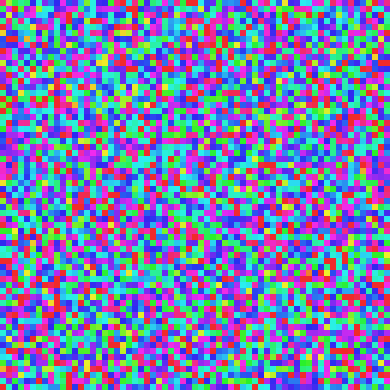
Frame 1 (no input)
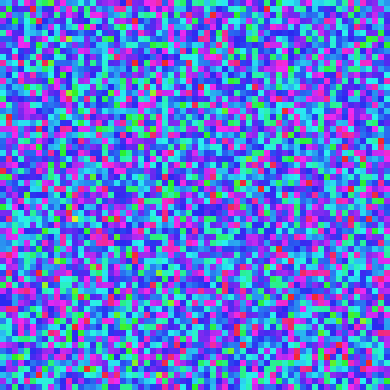
Frame 60 (no input)
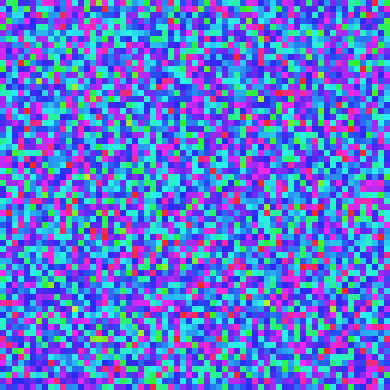
Frame 120 (the mouse pressed at the canvas centre since frame 60)

The p5.js sketch that drew these frames (run headless with seeded random() and noise() and a simulated clock; from frame 60 on, the mouse is pressed at the canvas centre):

// p5.js sketch
// ── sketch.js
// Generated by LiveScript 1.2.0
var dim, setup, draw, mousePressed;
dim = 390;
setup = function(){
  createCanvas(dim, dim);
  noStroke();
  colorMode(HSB, 255);
};
draw = function(){
  var nX, nY, getColor, i$, to$, x, j$, to1$, y;
  nX = 0;
  nY = 0;
  getColor = function(){
    return constrain(Math.round(noise(nX++ + frameCount * 0.01, nY++ + frameCount * 0.02) * 350), 0, 255);
  };
  for (i$ = 0, to$ = dim; i$ <= to$; i$ += 6) {
    x = i$;
    for (j$ = 0, to1$ = dim; j$ <= to1$; j$ += 6) {
      y = j$;
      fill(getColor(), 210, 240);
      rect(x, y, 6, 6);
    }
  }
};
mousePressed = function(){
  noLoop();
};
// ── untitled.css
.color1 {
	color: #e44e3c;
}

.color2 {
	color: #e44e3c;
}

.color3 {
	color: #e44e3d;
}

.color4 {
	color: #e44d3e;
}

.color5 {
	color: #e34d3f;
}

.color6 {
	color: #e34d3f;
}

.color7 {
	color: #e34d40;
}

.color8 {
	color: #e24c41;
}

.color9 {
	color: #e24c42;
}

.color10 {
	color: #e24c43;
}

.color11 {
	color: #e14b43;
}

.color12 {
	color: #e14b44;
}

.color13 {
	color: #e14b45;
}

.color14 {
	color: #e14a46;
}

.color15 {
	color: #e04a46;
}

.color16 {
	color: #e04a47;
}

.color17 {
	color: #e04948;
}

.color18 {
	color: #df4949;
}

.color19 {
	color: #df4949;
}

.color20 {
	color: #df494a;
}

.color21 {
	color: #de484b;
}

.color22 {
	color: #de484c;
}

.color23 {
	color: #de484d;
}

.color24 {
	color: #de474d;
}

.color25 {
	color: #dd474e;
}

.color26 {
	color: #dd474f;
}

.color27 {
	color: #dd4650;
}

.color28 {
	color: #dc4650;
}

.color29 {
	color: #dc4651;
}

.color30 {
	color: #dc4552;
}

.color31 {
	color: #dc4553;
}

.color32 {
	color: #db4553;
}

.color33 {
	color: #db4554;
}

.color34 {
	color: #db4455;
}

.color35 {
	color: #da4456;
}

.color36 {
	color: #da4456;
}

.color37 {
	color: #da4357;
}

.color38 {
	color: #d94358;
}

.color39 {
	color: #d94359;
}

.color40 {
	color: #d9425a;
}

.color41 {
	color: #d9425a;
}

.color42 {
	color: #d8425b;
}

.color43 {
	color: #d8415c;
}

.color44 {
	color: #d8415d;
}

.color45 {
	color: #d7415d;
}

.color46 {
	color: #d7415e;
}

.color47 {
	color: #d7405f;
}

.color48 {
	color: #d74060;
}

.color49 {
	color: #d64060;
}

.color50 {
	color: #d63f61;
}

.color51 {
	color: #d63f62;
}

.color52 {
	color: #d53f63;
}

.color53 {
	color: #d53e63;
}

.color54 {
	color: #d53e64;
}

.color55 {
	color: #d43e65;
}

.color56 {
	color: #d43d66;
}

.color57 {
	color: #d43d67;
}

.color58 {
	color: #d43d67;
}

.color59 {
	color: #d33d68;
}

.color60 {
	color: #d33c69;
}

.color61 {
	color: #d33c6a;
}

.color62 {
	color: #d23c6a;
}

.color63 {
	color: #d23b6b;
}

.color64 {
	color: #d23b6c;
}

.color65 {
	color: #d13b6d;
}

.color66 {
	color: #d13a6d;
}

.color67 {
	color: #d13a6e;
}

.color68 {
	color: #d13a6f;
}

.color69 {
	color: #d03970;
}

.color70 {
	color: #d03971;
}

.color71 {
	color: #d03971;
}

.color72 {
	color: #cf3972;
}

.color73 {
	color: #cf3873;
}

.color74 {
	color: #cf3874;
}

.color75 {
	color: #cf3874;
}

.color76 {
	color: #ce3775;
}

.color77 {
	color: #ce3776;
}

.color78 {
	color: #ce3777;
}

.color79 {
	color: #cd3677;
}

.color80 {
	color: #cd3678;
}

.color81 {
	color: #cd3679;
}

.color82 {
	color: #cc357a;
}

.color83 {
	color: #cc357a;
}

.color84 {
	color: #cc357b;
}

.color85 {
	color: #cc357c;
}

.color86 {
	color: #cb347d;
}

.color87 {
	color: #cb347e;
}

.color88 {
	color: #cb347e;
}

.color89 {
	color: #ca337f;
}

.color90 {
	color: #ca3380;
}

.color91 {
	color: #ca3381;
}

.color92 {
	color: #c93281;
}

.color93 {
	color: #c93282;
}

.color94 {
	color: #c93283;
}

.color95 {
	color: #c93184;
}

.color96 {
	color: #c83184;
}

.color97 {
	color: #c83185;
}

.color98 {
	color: #c83186;
}

.color99 {
	color: #c73087;
}

.color100 {
	color: #c73087;
}

.color101 {
	color: #c73088;
}

.color102 {
	color: #c72f89;
}

.color103 {
	color: #c62f8a;
}

.color104 {
	color: #c62f8b;
}

.color105 {
	color: #c62e8b;
}

.color106 {
	color: #c52e8c;
}

.color107 {
	color: #c52e8d;
}

.color108 {
	color: #c52e8e;
}

.color109 {
	color: #c42d8e;
}

.color110 {
	color: #c42d8f;
}

.color111 {
	color: #c42d90;
}

.color112 {
	color: #c42c91;
}

.color113 {
	color: #c32c91;
}

.color114 {
	color: #c32c92;
}

.color115 {
	color: #c32b93;
}

.color116 {
	color: #c22b94;
}

.color117 {
	color: #c22b95;
}

.color118 {
	color: #c22a95;
}

.color119 {
	color: #c22a96;
}

.color120 {
	color: #c12a97;
}

.color121 {
	color: #c12a98;
}

.color122 {
	color: #c12998;
}

.color123 {
	color: #c02999;
}

.color124 {
	color: #c0299a;
}

.color125 {
	color: #c0289b;
}

.color126 {
	color: #bf289b;
}

.color127 {
	color: #bf289c;
}

.color128 {
	color: #bf279d;
}

.color129 {
	color: #bf279e;
}

.color130 {
	color: #be279e;
}

.color131 {
	color: #be269f;
}

.color132 {
	color: #be26a0;
}

.color133 {
	color: #bd26a1;
}

.color134 {
	color: #bd26a2;
}

.color135 {
	color: #bd25a2;
}

.color136 {
	color: #bc25a3;
}

.color137 {
	color: #bc25a4;
}

.color138 {
	color: #bc24a5;
}

.color139 {
	color: #bc24a5;
}

.color140 {
	color: #bb24a6;
}

.color141 {
	color: #bb23a7;
}

.color142 {
	color: #bb23a8;
}

.color143 {
	color: #ba23a8;
}

.color144 {
	color: #ba22a9;
}

.color145 {
	color: #ba22aa;
}

.color146 {
	color: #ba22ab;
}

.color147 {
	color: #b922ac;
}

.color148 {
	color: #b921ac;
}

.color149 {
	color: #b921ad;
}

.color150 {
	color: #b821ae;
}

.color151 {
	color: #b820af;
}

.color152 {
	color: #b820af;
}

.color153 {
	color: #b720b0;
}

.color154 {
	color: #b71fb1;
}

.color155 {
	color: #b71fb2;
}

.color156 {
	color: #b71fb2;
}

.color157 {
	color: #b61eb3;
}

.color158 {
	color: #b61eb4;
}

.color159 {
	color: #b61eb5;
}

.color160 {
	color: #b51eb5;
}

.color161 {
	color: #b51db6;
}

.color162 {
	color: #b51db7;
}

.color163 {
	color: #b51db8;
}

.color164 {
	color: #b41cb9;
}

.color165 {
	color: #b41cb9;
}

.color166 {
	color: #b41cba;
}

.color167 {
	color: #b31bbb;
}

.color168 {
	color: #b31bbc;
}

.color169 {
	color: #b31bbc;
}

.color170 {
	color: #b21abd;
}

.color171 {
	color: #b21abe;
}

.color172 {
	color: #b21abf;
}

.color173 {
	color: #b21abf;
}

.color174 {
	color: #b119c0;
}

.color175 {
	color: #b119c1;
}

.color176 {
	color: #b119c2;
}

.color177 {
	color: #b018c2;
}

.color178 {
	color: #b018c3;
}

.color179 {
	color: #b018c4;
}

.color180 {
	color: #af17c5;
}

.color181 {
	color: #af17c6;
}

.color182 {
	color: #af17c6;
}

.color183 {
	color: #af16c7;
}

.color184 {
	color: #ae16c8;
}

.color185 {
	color: #ae16c9;
}

.color186 {
	color: #ae16c9;
}

.color187 {
	color: #ad15ca;
}

.color188 {
	color: #ad15cb;
}

.color189 {
	color: #ad15cc;
}

.color190 {
	color: #ad14cc;
}

.color191 {
	color: #ac14cd;
}

.color192 {
	color: #ac14ce;
}

.color193 {
	color: #ac13cf;
}

.color194 {
	color: #ab13d0;
}

.color195 {
	color: #ab13d0;
}

.color196 {
	color: #ab12d1;
}

.color197 {
	color: #aa12d2;
}

.color198 {
	color: #aa12d3;
}

.color199 {
	color: #aa12d3;
}

.color200 {
	color: #aa11d4;
}

.color201 {
	color: #a911d5;
}

.color202 {
	color: #a911d6;
}

.color203 {
	color: #a910d6;
}

.color204 {
	color: #a810d7;
}

.color205 {
	color: #a810d8;
}

.color206 {
	color: #a80fd9;
}

.color207 {
	color: #a70fd9;
}

.color208 {
	color: #a70fda;
}

.color209 {
	color: #a70edb;
}

.color210 {
	color: #a70edc;
}

.color211 {
	color: #a60edd;
}

.color212 {
	color: #a60edd;
}

.color213 {
	color: #a60dde;
}

.color214 {
	color: #a50ddf;
}

.color215 {
	color: #a50de0;
}

.color216 {
	color: #a50ce0;
}

.color217 {
	color: #a50ce1;
}

.color218 {
	color: #a40ce2;
}

.color219 {
	color: #a40be3;
}

.color220 {
	color: #a40be3;
}

.color221 {
	color: #a30be4;
}

.color222 {
	color: #a30ae5;
}

.color223 {
	color: #a30ae6;
}

.color224 {
	color: #a20ae6;
}

.color225 {
	color: #a20ae7;
}

.color226 {
	color: #a209e8;
}

.color227 {
	color: #a209e9;
}

.color228 {
	color: #a109ea;
}

.color229 {
	color: #a108ea;
}

.color230 {
	color: #a108eb;
}

.color231 {
	color: #a008ec;
}

.color232 {
	color: #a007ed;
}

.color233 {
	color: #a007ed;
}

.color234 {
	color: #a007ee;
}

.color235 {
	color: #9f06ef;
}

.color236 {
	color: #9f06f0;
}

.color237 {
	color: #9f06f0;
}

.color238 {
	color: #9e06f1;
}

.color239 {
	color: #9e05f2;
}

.color240 {
	color: #9e05f3;
}

.color241 {
	color: #9d05f4;
}

.color242 {
	color: #9d04f4;
}

.color243 {
	color: #9d04f5;
}

.color244 {
	color: #9d04f6;
}

.color245 {
	color: #9c03f7;
}

.color246 {
	color: #9c03f7;
}

.color247 {
	color: #9c03f8;
}

.color248 {
	color: #9b02f9;
}

.color249 {
	color: #9b02fa;
}

.color250 {
	color: #9b02fa;
}

.color251 {
	color: #9a02fb;
}

.color252 {
	color: #9a01fc;
}

.color253 {
	color: #9a01fd;
}

.color254 {
	color: #9a01fd;
}

.color255 {
	color: #9900fe;
}

.color256 {
	color: #9900ff;
}


// ── untitled.html
<!DOCTYPE html PUBLIC "-//W3C//DTD XHTML 1.0 Transitional//EN" "http://www.w3.org/TR/xhtml1/DTD/xhtml1-transitional.dtd">
<html xmlns="http://www.w3.org/1999/xhtml" xml:lang="en" lang="en">
<head>
  <meta http-equiv="Content-Type" content="text/html; charset=iso-8859-1" />
  <title>ColorSchemer Color Chart</title>
  <style type="text/css">
    body {
      background-color: #FFF;
      color: #000;
      font-family: arial, sans-serif;
    }
    div.swatch {
      float: left;
      width: 280px;
      margin: 0 20px 20px 0;
    }
    div.outer {
      float: left;
      border: 1px solid #CCC;
      padding: 1px;
    }
    div.shadow {
      padding: 1px;
    }
    h1 {
      font-size: 26px;
      font-weight: normal;
      padding-bottom: 5px;
      margin-bottom: 28px;
      border-bottom: 1px solid #CCC;
    }
    div.color {
      width: 80px;
      height: 80px;
      padding: 0;
      margin: 0;
    }
    div.caption {
      float: left;
      color: #555;
      font-size: 12px;
      line-height: 16px;
      margin: 0 0 0 10px;
    }
    h3 {
      margin: 0 0 4px 0;
      padding: 0 0 2px 0;
      width: 160px;
      font-size: 13px;
      font-weight: bold;
      border-bottom: 1px solid #E6E6E6;
    }
  </style>
</head>

<body>
<h1>ColorSchemer Color Chart</h1>
<div class="swatch">
  <div class="outer">
    <div class="shadow" style="border:1px solid #b13d2e;background-color:#d04736;">
      <div class="color" style="background-color:#e44e3c;"></div>
    </div>
  </div>
  <div class="caption"><h3>#e44e3c</h3>HEX: #e44e3c<br />RGB: 228, 78, 60</div>
</div>
<div class="swatch">
  <div class="outer">
    <div class="shadow" style="border:1px solid #b13d2f;background-color:#d04737;">
      <div class="color" style="background-color:#e44e3c;"></div>
    </div>
  </div>
  <div class="caption"><h3>#e44e3c</h3>HEX: #e44e3c<br />RGB: 228, 78, 60</div>
</div>
<div class="swatch">
  <div class="outer">
    <div class="shadow" style="border:1px solid #b13c2f;background-color:#cf4738;">
      <div class="color" style="background-color:#e44e3d;"></div>
    </div>
  </div>
  <div class="caption"><h3>#e44e3d</h3>HEX: #e44e3d<br />RGB: 228, 78, 61</div>
</div>
<div class="swatch">
  <div class="outer">
    <div class="shadow" style="border:1px solid #b13c30;background-color:#cf4738;">
      <div class="color" style="background-color:#e44d3e;"></div>
    </div>
  </div>
  <div class="caption"><h3>#e44d3e</h3>HEX: #e44d3e<br />RGB: 228, 77, 62</div>
</div>
<div class="swatch">
  <div class="outer">
    <div class="shadow" style="border:1px solid #b03c31;background-color:#cf4639;">
      <div class="color" style="background-color:#e34d3f;"></div>
    </div>
  </div>
  <div class="caption"><h3>#e34d3f</h3>HEX: #e34d3f<br />RGB: 227, 77, 63</div>
</div>
<div class="swatch">
  <div class="outer">
    <div class="shadow" style="border:1px solid #b03c31;background-color:#cf463a;">
      <div class="color" style="background-color:#e34d3f;"></div>
    </div>
  </div>
  <div class="caption"><h3>#e34d3f</h3>HEX: #e34d3f<br />RGB: 227, 77, 63</div>
</div>
<div class="swatch">
  <div class="outer">
    <div class="shadow" style="border:1px solid #b03b32;background-color:#ce463a;">
      <div class="color" style="background-color:#e34d40;"></div>
    </div>
  </div>
  <div class="caption"><h3>#e34d40</h3>HEX: #e34d40<br />RGB: 227, 77, 64</div>
</div>
<div class="swatch">
  <div class="outer">
    <div class="shadow" style="border:1px solid #af3b32;background-color:#ce453b;">
      <div class="color" style="background-color:#e24c41;"></div>
    </div>
  </div>
  <div class="caption"><h3>#e24c41</h3>HEX: #e24c41<br />RGB: 226, 76, 65</div>
</div>
<div class="swatch">
  <div class="outer">
    <div class="shadow" style="border:1px solid #af3b33;background-color:#ce453c;">
      <div class="color" style="background-color:#e24c42;"></div>
    </div>
  </div>
  <div class="caption"><h3>#e24c42</h3>HEX: #e24c42<br />RGB: 226, 76, 66</div>
</div>
<div class="swatch">
  <div class="outer">
    <div class="shadow" style="border:1px solid #af3b34;background-color:#cd453d;">
      <div class="color" style="background-color:#e24c43;"></div>
    </div>
  </div>
  <div class="caption"><h3>#e24c43</h3>HEX: #e24c43<br />RGB: 226, 76, 67</div>
</div>
<div class="swatch">
  <div class="outer">
    <div class="shadow" style="border:1px solid #ae3a34;background-color:#cd453d;">
      <div class="color" style="background-color:#e14b43;"></div>
    </div>
  </div>
  <div class="caption"><h3>#e14b43</h3>HEX: #e14b43<br />RGB: 225, 75, 67</div>
</div>
<div class="swatch">
  <div class="outer">
    <div class="shadow" style="border:1px solid #ae3a35;background-color:#cd443e;">
      <div class="color" style="background-color:#e14b44;"></div>
    </div>
  </div>
  <div class="caption"><h3>#e14b44</h3>HEX: #e14b44<br />RGB: 225, 75, 68</div>
</div>
<div class="swatch">
  <div class="outer">
    <div class="shadow" style="border:1px solid #ae3a35;background-color:#cc443f;">
      <div class="color" style="background-color:#e14b45;"></div>
    </div>
  </div>
  <div class="caption"><h3>#e14b45</h3>HEX: #e14b45<br />RGB: 225, 75, 69</div>
</div>
<div class="swatch">
  <div class="outer">
    <div class="shadow" style="border:1px solid #ae3a36;background-color:#cc443f;">
      <div class="color" style="background-color:#e14a46;"></div>
    </div>
  </div>
  <div class="caption"><h3>#e14a46</h3>HEX: #e14a46<br />RGB: 225, 74, 70</div>
</div>
<div class="swatch">
  <div class="outer">
    <div class="shadow" style="border:1px solid #ad3936;background-color:#cc4340;">
      <div class="color" style="background-color:#e04a46;"></div>
    </div>
  </div>
  <div class="caption"><h3>#e04a46</h3>HEX: #e04a46<br />RGB: 224, 74, 70</div>
</div>
<div class="swatch">
  <div class="outer">
    <div class="shadow" style="border:1px solid #ad3937;background-color:#cc4341;">
      <div class="color" style="background-color:#e04a47;"></div>
    </div>
  </div>
  <div class="caption"><h3>#e04a47</h3>HEX: #e04a47<br />RGB: 224, 74, 71</div>
</div>
<div class="swatch">
  <div class="outer">
    <div class="shadow" style="border:1px solid #ad3938;background-color:#cb4341;">
      <div class="color" style="background-color:#e04948;"></div>
    </div>
  </div>
  <div class="caption"><h3>#e04948</h3>HEX: #e04948<br />RGB: 224, 73, 72</div>
</div>
<div class="swatch">
  <div class="outer">
    <div class="shadow" style="border:1px solid #ac3838;background-color:#cb4242;">
      <div class="color" style="background-color:#df4949;"></div>
    </div>
  </div>
  <div class="caption"><h3>#df4949</h3>HEX: #df4949<br />RGB: 223, 73, 73</div>
</div>
<div class="swatch">
  <div class="outer">
    <div class="shadow" style="border:1px solid #ac3838;background-color:#cb4242;">
      <div class="color" style="background-color:#df4949;"></div>
    </div>
  </div>
  <div class="caption"><h3>#df4949</h3>HEX: #df4949<br />RGB: 223, 73, 73</div>
</div>
<div class="swatch">
  <div class="outer">
    <div class="shadow" style="border:1px solid #ac3839;background-color:#ca4243;">
      <div class="color" style="background-color:#df494a;"></div>
    </div>
  </div>
  <div class="caption"><h3>#df494a</h3>HEX: #df494a<br />RGB: 223, 73, 74</div>
</div>
<div class="swatch">
  <div class="outer">
    <div class="shadow" style="border:1px solid #ab383a;background-color:#ca4244;">
      <div class="color" style="background-color:#de484b;"></div>
    </div>
  </div>
  <div class="caption"><h3>#de484b</h3>HEX: #de484b<br />RGB: 222, 72, 75</div>
</div>
<div class="swatch">
  <div class="outer">
    <div class="shadow" style="border:1px solid #ab373a;background-color:#ca4145;">
      <div class="color" style="background-color:#de484c;"></div>
    </div>
  </div>
  <div class="caption"><h3>#de484c</h3>HEX: #de484c<br />RGB: 222, 72, 76</div>
</div>
<div class="swatch">
  <div class="outer">
    <div class="shadow" style="border:1px solid #ab373b;background-color:#ca4145;">
      <div class="color" style="background-color:#de484d;"></div>
    </div>
  </div>
  <div class="caption"><h3>#de484d</h3>HEX: #de484d<br />RGB: 222, 72, 77</div>
</div>
<div class="swatch">
  <div class="outer">
    <div class="shadow" style="border:1px solid #ab373b;background-color:#c94146;">
      <div class="color" style="background-color:#de474d;"></div>
    </div>
  </div>
  <div class="caption"><h3>#de474d</h3>HEX: #de474d<br />RGB: 222, 71, 77</div>
</div>
<div class="swatch">
  <div class="outer">
    <div class="shadow" style="border:1px solid #aa373c;background-color:#c94047;">
      <div class="color" style="background-color:#dd474e;"></div>
    </div>
  </div>
  <div class="caption"><h3>#dd474e</h3>HEX: #dd474e<br />RGB: 221, 71, 78</div>
</div>
<div class="swatch">
  <div class="outer">
    <div class="shadow" style="border:1px solid #aa363d;background-color:#c94048;">
      <div class="color" style="background-color:#dd474f;"></div>
    </div>
  </div>
  <div class="caption"><h3>#dd474f</h3>HEX: #dd474f<br />RGB: 221, 71, 79</div>
</div>
<div class="swatch">
  <div class="outer">
    <div class="shadow" style="border:1px solid #aa363d;background-color:#c84048;">
      <div class="color" style="background-color:#dd4650;"></div>
    </div>
  </div>
  <div class="caption"><h3>#dd4650</h3>HEX: #dd4650<br />RGB: 221, 70, 80</div>
</div>
<div class="swatch">
  <div class="outer">
    <div class="shadow" style="border:1px solid #a9363e;background-color:#c84049;">
      <div class="color" style="background-color:#dc4650;"></div>
    </div>
  </div>
  <div class="caption"><h3>#dc4650</h3>HEX: #dc4650<br />RGB: 220, 70, 80</div>
</div>
<div class="swatch">
  <div class="outer">
    <div class="shadow" style="border:1px solid #a9363e;background-color:#c83f4a;">
      <div class="color" style="background-color:#dc4651;"></div>
    </div>
  </div>
  <div class="caption"><h3>#dc4651</h3>HEX: #dc4651<br />RGB: 220, 70, 81</div>
</div>
<div class="swatch">
  <div class="outer">
    <div class="shadow" style="border:1px solid #a9353f;background-color:#c73f4a;">
      <div class="color" style="background-color:#dc4552;"></div>
    </div>
  </div>
  <div class="caption"><h3>#dc4552</h3>HEX: #dc4552<br />RGB: 220, 69, 82</div>
</div>
<div class="swatch">
  <div class="outer">
    <div class="shadow" style="border:1px solid #a9353f;background-color:#c73f4b;">
      <div class="color" style="background-color:#dc4553;"></div>
    </div>
  </div>
  <div class="caption"><h3>#dc4553</h3>HEX: #dc4553<br />RGB: 220, 69, 83</div>
</div>
<div class="swatch">
  <div class="outer">
    <div class="shadow" style="border:1px solid #a83540;background-color:#c73e4c;">
      <div class="color" style="background-color:#db4553;"></div>
    </div>
  </div>
  <div class="caption"><h3>#db4553</h3>HEX: #db4553<br />RGB: 219, 69, 83</div>
</div>
<div class="swatch">
  <div class="outer">
    <div class="shadow" style="border:1px solid #a83541;background-color:#c73e4c;">
      <div class="color" style="background-color:#db4554;"></div>
    </div>
  </div>
  <div class="caption"><h3>#db4554</h3>HEX: #db4554<br />RGB: 219, 69, 84</div>
</div>
<div class="swatch">
  <div class="outer">
    <div class="shadow" style="border:1px solid #a83441;background-color:#c63e4d;">
      <div class="color" style="background-color:#db4455;"></div>
    </div>
  </div>
  <div class="caption"><h3>#db4455</h3>HEX: #db4455<br />RGB: 219, 68, 85</div>
</div>
<div class="swatch">
  <div class="outer">
    <div class="shadow" style="border:1px solid #a73442;background-color:#c63e4e;">
      <div class="color" style="background-color:#da4456;"></div>
    </div>
  </div>
  <div class="caption"><h3>#da4456</h3>HEX: #da4456<br />RGB: 218, 68, 86</div>
</div>
<div class="swatch">
  <div class="outer">
    <div class="shadow" style="border:1px solid #a73442;background-color:#c63d4e;">
      <div class="color" style="background-color:#da4456;"></div>
    </div>
  </div>
  <div class="caption"><h3>#da4456</h3>HEX: #da4456<br />RGB: 218, 68, 86</div>
</div>
<div class="swatch">
  <div class="outer">
    <div class="shadow" style="border:1px solid #a73443;background-color:#c53d4f;">
      <div class="color" style="background-color:#da4357;"></div>
    </div>
  </div>
  <div class="caption"><h3>#da4357</h3>HEX: #da4357<br />RGB: 218, 67, 87</div>
</div>
<div class="swatch">
  <div class="outer">
    <div class="shadow" style="border:1px solid #a63343;background-color:#c53d50;">
      <div class="color" style="background-color:#d94358;"></div>
    </div>
  </div>
  <div class="caption"><h3>#d94358</h3>HEX: #d94358<br />RGB: 217, 67, 88</div>
</div>
<div class="swatch">
  <div class="outer">
    <div class="shadow" style="border:1px solid #a63344;background-color:#c53c50;">
      <div class="color" style="background-color:#d94359;"></div>
    </div>
  </div>
  <div class="caption"><h3>#d94359</h3>HEX: #d94359<br />RGB: 217, 67, 89</div>
</div>
<div class="swatch">
  <div class="outer">
    <div class="shadow" style="border:1px solid #a63344;background-color:#c43c51;">
      <div class="color" style="background-color:#d9425a;"></div>
    </div>
  </div>
  <div class="caption"><h3>#d9425a</h3>HEX: #d9425a<br />RGB: 217, 66, 90</div>
</div>
<div class="swatch">
  <div class="outer">
    <div class="shadow" style="border:1px solid #a63345;background-color:#c43c52;">
      <div class="color" style="background-color:#d9425a;"></div>
    </div>
  </div>
  <div class="caption"><h3>#d9425a</h3>HEX: #d9425a<br />RGB: 217, 66, 90</div>
</div>
<div class="swatch">
  <div class="outer">
    <div class="shadow" style="border:1px solid #a53246;background-color:#c43c52;">
      <div class="color" style="background-color:#d8425b;"></div>
    </div>
  </div>
  <div class="caption"><h3>#d8425b</h3>HEX: #d8425b<br />RGB: 216, 66, 91</div>
</div>
<div class="swatch">
  <div class="outer">
    <div class="shadow" style="border:1px solid #a53246;background-color:#c43b53;">
      <div class="color" style="background-color:#d8415c;"></div>
    </div>
  </div>
  <div class="caption"><h3>#d8415c</h3>HEX: #d8415c<br />RGB: 216, 65, 92</div>
</div>
<div class="swatch">
  <div class="outer">
    <div class="shadow" style="border:1px solid #a53247;background-color:#c33b54;">
      <div class="color" style="background-color:#d8415d;"></div>
    </div>
  </div>
  <div class="caption"><h3>#d8415d</h3>HEX: #d8415d<br />RGB: 216, 65, 93</div>
</div>
<div class="swatch">
  <div class="outer">
    <div class="shadow" style="border:1px solid #a43247;background-color:#c33b55;">
      <div class="color" style="background-color:#d7415d;"></div>
    </div>
  </div>
  <div class="caption"><h3>#d7415d</h3>HEX: #d7415d<br />RGB: 215, 65, 93</div>
</div>
<div class="swatch">
  <div class="outer">
    <div class="shadow" style="border:1px solid #a43148;background-color:#c33a55;">
      <div class="color" style="background-color:#d7415e;"></div>
    </div>
  </div>
  <div class="caption"><h3>#d7415e</h3>HEX: #d7415e<br />RGB: 215, 65, 94</div>
</div>
<div class="swatch">
  <div class="outer">
    <div class="shadow" style="border:1px solid #a43148;background-color:#c23a56;">
      <div class="color" style="background-color:#d7405f;"></div>
    </div>
  </div>
  <div class="caption"><h3>#d7405f</h3>HEX: #d7405f<br />RGB: 215, 64, 95</div>
</div>
<div class="swatch">
  <div class="outer">
    <div class="shadow" style="border:1px solid #a43149;background-color:#c23a57;">
      <div class="color" style="background-color:#d74060;"></div>
    </div>
  </div>
  <div class="caption"><h3>#d74060</h3>HEX: #d74060<br />RGB: 215, 64, 96</div>
</div>
<div class="swatch">
  <div class="outer">
    <div class="shadow" style="border:1px solid #a33049;background-color:#c23a57;">
      <div class="color" style="background-color:#d64060;"></div>
    </div>
  </div>
  <div class="caption"><h3>#d64060</h3>HEX: #d64060<br />RGB: 214, 64, 96</div>
</div>
<div class="swatch">
  <div class="outer">
    <div class="shadow" style="border:1px solid #a3304a;background-color:#c23958;">
      <div class="color" style="background-color:#d63f61;"></div>
    </div>
  </div>
  <div class="caption"><h3>#d63f61</h3>HEX: #d63f61<br />RGB: 214, 63, 97</div>
</div>
<div class="swatch">
  <div class="outer">
    <div class="shadow" style="border:1px solid #a3304b;background-color:#c13959;">
      <div class="color" style="background-color:#d63f62;"></div>
    </div>
  </div>
  <div class="caption"><h3>#d63f62</h3>HEX: #d63f62<br />RGB: 214, 63, 98</div>
</div>
<div class="swatch">
  <div class="outer">
    <div class="shadow" style="border:1px solid #a2304b;background-color:#c13959;">
      <div class="color" style="background-color:#d53f63;"></div>
    </div>
  </div>
  <div class="caption"><h3>#d53f63</h3>HEX: #d53f63<br />RGB: 213, 63, 99</div>
</div>
<div class="swatch">
  <div class="outer">
    <div class="shadow" style="border:1px solid #a22f4c;background-color:#c1385a;">
      <div class="color" style="background-color:#d53e63;"></div>
    </div>
  </div>
  <div class="caption"><h3>#d53e63</h3>HEX: #d53e63<br />RGB: 213, 62, 99</div>
</div>
<div class="swatch">
  <div class="outer">
    <div class="shadow" style="border:1px solid #a22f4c;background-color:#c0385b;">
      <div class="color" style="background-color:#d53e64;"></div>
    </div>
  </div>
  <div class="caption"><h3>#d53e64</h3>HEX: #d53e64<br />RGB: 213, 62, 100</div>
</div>
<div class="swatch">
  <div class="outer">
    <div class="shadow" style="border:1px solid #a12f4d;background-color:#c0385b;">
      <div class="color" style="background-color:#d43e65;"></div>
    </div>
  </div>
  <div class="caption"><h3>#d43e65</h3>HEX: #d43e65<br />RGB: 212, 62, 101</div>
</div>
<div class="swatch">
  <div class="outer">
    <div class="shadow" style="border:1px solid #a12f4d;background-color:#c0385c;">
      <div class="color" style="background-color:#d43d66;"></div>
    </div>
  </div>
  <div class="caption"><h3>#d43d66</h3>HEX: #d43d66<br />RGB: 212, 61, 102</div>
</div>
<div class="swatch">
  <div class="outer">
    <div class="shadow" style="border:1px solid #a12e4e;background-color:#bf375d;">
      <div class="color" style="background-color:#d43d67;"></div>
    </div>
  </div>
  <div class="caption"><h3>#d43d67</h3>HEX: #d43d67<br />RGB: 212, 61, 103</div>
</div>
<div class="swatch">
  <div class="outer">
    <div class="shadow" style="border:1px solid #a12e4e;background-color:#bf375d;">
      <div class="color" style="background-color:#d43d67;"></div>
    </div>
  </div>
  <div class="caption"><h3>#d43d67</h3>HEX: #d43d67<br />RGB: 212, 61, 103</div>
</div>
<div class="swatch">
  <div class="outer">
    <div class="shadow" style="border:1px solid #a02e4f;background-color:#bf375e;">
      <div class="color" style="background-color:#d33d68;"></div>
    </div>
  </div>
  <div class="caption"><h3>#d33d68</h3>HEX: #d33d68<br />RGB: 211, 61, 104</div>
</div>
<div class="swatch">
  <div class="outer">
    <div class="shadow" style="border:1px solid #a02e50;background-color:#bf365f;">
      <div class="color" style="background-color:#d33c69;"></div>
    </div>
  </div>
  <div class="caption"><h3>#d33c69</h3>HEX: #d33c69<br />RGB: 211, 60, 105</div>
</div>
<div class="swatch">
  <div class="outer">
    <div class="shadow" style="border:1px solid #a02d50;background-color:#be365f;">
      <div class="color" style="background-color:#d33c6a;"></div>
    </div>
  </div>
  <div class="caption"><h3>#d33c6a</h3>HEX: #d33c6a<br />RGB: 211, 60, 106</div>
</div>
<div class="swatch">
  <div class="outer">
    <div class="shadow" style="border:1px solid #9f2d51;background-color:#be3660;">
      <div class="color" style="background-color:#d23c6a;"></div>
    </div>
  </div>
  <div class="caption"><h3>#d23c6a</h3>HEX: #d23c6a<br />RGB: 210, 60, 106</div>
</div>
<div class="swatch">
  <div class="outer">
    <div class="shadow" style="border:1px solid #9f2d51;background-color:#be3661;">
      <div class="color" style="background-color:#d23b6b;"></div>
    </div>
  </div>
  <div class="caption"><h3>#d23b6b</h3>HEX: #d23b6b<br />RGB: 210, 59, 107</div>
</div>
<div class="swatch">
  <div class="outer">
    <div class="shadow" style="border:1px solid #9f2d52;background-color:#bd3561;">
      <div class="color" style="background-color:#d23b6c;"></div>
    </div>
  </div>
  <div class="caption"><h3>#d23b6c</h3>HEX: #d23b6c<br />RGB: 210, 59, 108</div>
</div>
<div class="swatch">
  <div class="outer">
    <div class="shadow" style="border:1px solid #9e2c52;background-color:#bd3562;">
      <div class="color" style="background-color:#d13b6d;"></div>
    </div>
  </div>
  <div class="caption"><h3>#d13b6d</h3>HEX: #d13b6d<br />RGB: 209, 59, 109</div>
</div>
<div class="swatch">
  <div class="outer">
    <div class="shadow" style="border:1px solid #9e2c53;background-color:#bd3563;">
      <div class="color" style="background-color:#d13a6d;"></div>
    </div>
  </div>
  <div class="caption"><h3>#d13a6d</h3>HEX: #d13a6d<br />RGB: 209, 58, 109</div>
</div>
<div class="swatch">
  <div class="outer">
    <div class="shadow" style="border:1px solid #9e2c53;background-color:#bc3463;">
      <div class="color" style="background-color:#d13a6e;"></div>
    </div>
  </div>
  <div class="caption"><h3>#d13a6e</h3>HEX: #d13a6e<br />RGB: 209, 58, 110</div>
</div>
<div class="swatch">
  <div class="outer">
    <div class="shadow" style="border:1px solid #9e2c54;background-color:#bc3464;">
      <div class="color" style="background-color:#d13a6f;"></div>
    </div>
  </div>
  <div class="caption"><h3>#d13a6f</h3>HEX: #d13a6f<br />RGB: 209, 58, 111</div>
</div>
<div class="swatch">
  <div class="outer">
    <div class="shadow" style="border:1px solid #9d2b54;background-color:#bc3465;">
      <div class="color" style="background-color:#d03970;"></div>
    </div>
  </div>
  <div class="caption"><h3>#d03970</h3>HEX: #d03970<br />RGB: 208, 57, 112</div>
</div>
<div class="swatch">
  <div class="outer">
    <div class="shadow" style="border:1px solid #9d2b55;background-color:#bc3465;">
      <div class="color" style="background-color:#d03971;"></div>
    </div>
  </div>
  <div class="caption"><h3>#d03971</h3>HEX: #d03971<br />RGB: 208, 57, 113</div>
</div>
<div class="swatch">
  <div class="outer">
    <div class="shadow" style="border:1px solid #9d2b55;background-color:#bb3366;">
      <div class="color" style="background-color:#d03971;"></div>
    </div>
  </div>
  <div class="caption"><h3>#d03971</h3>HEX: #d03971<br />RGB: 208, 57, 113</div>
</div>
<div class="swatch">
  <div class="outer">
    <div class="shadow" style="border:1px solid #9c2b56;background-color:#bb3367;">
      <div class="color" style="background-color:#cf3972;"></div>
    </div>
  </div>
  <div class="caption"><h3>#cf3972</h3>HEX: #cf3972<br />RGB: 207, 57, 114</div>
</div>
<div class="swatch">
  <div class="outer">
    <div class="shadow" style="border:1px solid #9c2a57;background-color:#bb3368;">
      <div class="color" style="background-color:#cf3873;"></div>
    </div>
  </div>
  <div class="caption"><h3>#cf3873</h3>HEX: #cf3873<br />RGB: 207, 56, 115</div>
</div>
<div class="swatch">
  <div class="outer">
    <div class="shadow" style="border:1px solid #9c2a57;background-color:#ba3268;">
      <div class="color" style="background-color:#cf3874;"></div>
    </div>
  </div>
  <div class="caption"><h3>#cf3874</h3>HEX: #cf3874<br />RGB: 207, 56, 116</div>
</div>
<div class="swatch">
  <div class="outer">
    <div class="shadow" style="border:1px solid #9c2a58;background-color:#ba3269;">
      <div class="color" style="background-color:#cf3874;"></div>
    </div>
  </div>
  <div class="caption"><h3>#cf3874</h3>HEX: #cf3874<br />RGB: 207, 56, 116</div>
</div>
<div class="swatch">
  <div class="outer">
    <div class="shadow" style="border:1px solid #9b2a58;background-color:#ba326a;">
      <div class="color" style="background-color:#ce3775;"></div>
    </div>
  </div>
  <div class="caption"><h3>#ce3775</h3>HEX: #ce3775<br />RGB: 206, 55, 117</div>
</div>
<div class="swatch">
  <div class="outer">
    <div class="shadow" style="border:1px solid #9b2959;background-color:#ba326a;">
      <div class="color" style="background-color:#ce3776;"></div>
    </div>
  </div>
  <div class="caption"><h3>#ce3776</h3>HEX: #ce3776<br />RGB: 206, 55, 118</div>
</div>
<div class="swatch">
  <div class="outer">
    <div class="shadow" style="border:1px solid #9b2959;background-color:#b9316b;">
      <div class="color" style="background-color:#ce3777;"></div>
    </div>
  </div>
  <div class="caption"><h3>#ce3777</h3>HEX: #ce3777<br />RGB: 206, 55, 119</div>
</div>
<div class="swatch">
  <div class="outer">
    <div class="shadow" style="border:1px solid #9a295a;background-color:#b9316c;">
      <div class="color" style="background-color:#cd3677;"></div>
    </div>
  </div>
  <div class="caption"><h3>#cd3677</h3>HEX: #cd3677<br />RGB: 205, 54, 119</div>
</div>
<div class="swatch">
  <div class="outer">
    <div class="shadow" style="border:1px solid #9a295a;background-color:#b9316c;">
      <div class="color" style="background-color:#cd3678;"></div>
    </div>
  </div>
  <div class="caption"><h3>#cd3678</h3>HEX: #cd3678<br />RGB: 205, 54, 120</div>
</div>
<div class="swatch">
  <div class="outer">
    <div class="shadow" style="border:1px solid #9a285b;background-color:#b8306d;">
      <div class="color" style="background-color:#cd3679;"></div>
    </div>
  </div>
  <div class="caption"><h3>#cd3679</h3>HEX: #cd3679<br />RGB: 205, 54, 121</div>
</div>
<div class="swatch">
  <div class="outer">
    <div class="shadow" style="border:1px solid #99285b;background-color:#b8306e;">
      <div class="color" style="background-color:#cc357a;"></div>
    </div>
  </div>
  <div class="caption"><h3>#cc357a</h3>HEX: #cc357a<br />RGB: 204, 53, 122</div>
</div>
<div class="swatch">
  <div class="outer">
    <div class="shadow" style="border:1px solid #99285c;background-color:#b8306e;">
      <div class="color" style="background-color:#cc357a;"></div>
    </div>
  </div>
  <div class="caption"><h3>#cc357a</h3>HEX: #cc357a<br />RGB: 204, 53, 122</div>
</div>
<div class="swatch">
  <div class="outer">
    <div class="shadow" style="border:1px solid #99285c;background-color:#b7306f;">
      <div class="color" style="background-color:#cc357b;"></div>
    </div>
  </div>
  <div class="caption"><h3>#cc357b</h3>HEX: #cc357b<br />RGB: 204, 53, 123</div>
</div>
<div class="swatch">
  <div class="outer">
    <div class="shadow" style="border:1px solid #99275d;background-color:#b72f70;">
      <div class="color" style="background-color:#cc357c;"></div>
    </div>
  </div>
  <div class="caption"><h3>#cc357c</h3>HEX: #cc357c<br />RGB: 204, 53, 124</div>
</div>
<div class="swatch">
  <div class="outer">
    <div class="shadow" style="border:1px solid #98275d;background-color:#b72f70;">
      <div class="color" style="background-color:#cb347d;"></div>
    </div>
  </div>
  <div class="caption"><h3>#cb347d</h3>HEX: #cb347d<br />RGB: 203, 52, 125</div>
</div>
<div class="swatch">
  <div class="outer">
    <div class="shadow" style="border:1px solid #98275e;background-color:#b72f71;">
      <div class="color" style="background-color:#cb347e;"></div>
    </div>
  </div>
  <div class="caption"><h3>#cb347e</h3>HEX: #cb347e<br />RGB: 203, 52, 126</div>
</div>
<div class="swatch">
  <div class="outer">
    <div class="shadow" style="border:1px solid #98275f;background-color:#b62e72;">
      <div class="color" style="background-color:#cb347e;"></div>
    </div>
  </div>
  <div class="caption"><h3>#cb347e</h3>HEX: #cb347e<br />RGB: 203, 52, 126</div>
</div>
<div class="swatch">
  <div class="outer">
    <div class="shadow" style="border:1px solid #97265f;background-color:#b62e72;">
      <div class="color" style="background-color:#ca337f;"></div>
    </div>
  </div>
  <div class="caption"><h3>#ca337f</h3>HEX: #ca337f<br />RGB: 202, 51, 127</div>
</div>
<div class="swatch">
  <div class="outer">
    <div class="shadow" style="border:1px solid #972660;background-color:#b62e73;">
      <div class="color" style="background-color:#ca3380;"></div>
    </div>
  </div>
  <div class="caption"><h3>#ca3380</h3>HEX: #ca3380<br />RGB: 202, 51, 128</div>
</div>
<div class="swatch">
  <div class="outer">
    <div class="shadow" style="border:1px solid #972660;background-color:#b52e74;">
      <div class="color" style="background-color:#ca3381;"></div>
    </div>
  </div>
  <div class="caption"><h3>#ca3381</h3>HEX: #ca3381<br />RGB: 202, 51, 129</div>
</div>
<div class="swatch">
  <div class="outer">
    <div class="shadow" style="border:1px solid #962661;background-color:#b52d74;">
      <div class="color" style="background-color:#c93281;"></div>
    </div>
  </div>
  <div class="caption"><h3>#c93281</h3>HEX: #c93281<br />RGB: 201, 50, 129</div>
</div>
<div class="swatch">
  <div class="outer">
    <div class="shadow" style="border:1px solid #962561;background-color:#b52d75;">
      <div class="color" style="background-color:#c93282;"></div>
    </div>
  </div>
  <div class="caption"><h3>#c93282</h3>HEX: #c93282<br />RGB: 201, 50, 130</div>
</div>
<div class="swatch">
  <div class="outer">
    <div class="shadow" style="border:1px solid #962562;background-color:#b52d76;">
      <div class="color" style="background-color:#c93283;"></div>
    </div>
  </div>
  <div class="caption"><h3>#c93283</h3>HEX: #c93283<br />RGB: 201, 50, 131</div>
</div>
<div class="swatch">
  <div class="outer">
    <div class="shadow" style="border:1px solid #962562;background-color:#b42c76;">
      <div class="color" style="background-color:#c93184;"></div>
    </div>
  </div>
  <div class="caption"><h3>#c93184</h3>HEX: #c93184<br />RGB: 201, 49, 132</div>
</div>
<div class="swatch">
  <div class="outer">
    <div class="shadow" style="border:1px solid #952563;background-color:#b42c77;">
      <div class="color" style="background-color:#c83184;"></div>
    </div>
  </div>
  <div class="caption"><h3>#c83184</h3>HEX: #c83184<br />RGB: 200, 49, 132</div>
</div>
<div class="swatch">
  <div class="outer">
    <div class="shadow" style="border:1px solid #952463;background-color:#b42c78;">
      <div class="color" style="background-color:#c83185;"></div>
    </div>
  </div>
  <div class="caption"><h3>#c83185</h3>HEX: #c83185<br />RGB: 200, 49, 133</div>
</div>
<div class="swatch">
  <div class="outer">
    <div class="shadow" style="border:1px solid #952464;background-color:#b32c78;">
      <div class="color" style="background-color:#c83186;"></div>
    </div>
  </div>
  <div class="caption"><h3>#c83186</h3>HEX: #c83186<br />RGB: 200, 49, 134</div>
</div>
<div class="swatch">
  <div class="outer">
    <div class="shadow" style="border:1px solid #942464;background-color:#b32b79;">
      <div class="color" style="background-color:#c73087;"></div>
    </div>
  </div>
  <div class="caption"><h3>#c73087</h3>HEX: #c73087<br />RGB: 199, 48, 135</div>
</div>
<div class="swatch">
  <div class="outer">
    <div class="shadow" style="border:1px solid #942465;background-color:#b32b7a;">
      <div class="color" style="background-color:#c73087;"></div>
    </div>
  </div>
  <div class="caption"><h3>#c73087</h3>HEX: #c73087<br />RGB: 199, 48, 135</div>
</div>
<div class="swatch">
  <div class="outer">
    <div class="shadow" style="border:1px solid #942365;background-color:#b22b7a;">
      <div class="color" style="background-color:#c73088;"></div>
    </div>
  </div>
  <div class="caption"><h3>#c73088</h3>HEX: #c73088<br />RGB: 199, 48, 136</div>
</div>
<div class="swatch">
  <div class="outer">
    <div class="shadow" style="border:1px solid #942366;background-color:#b22a7b;">
      <div class="color" style="background-color:#c72f89;"></div>
    </div>
  </div>
  <div class="caption"><h3>#c72f89</h3>HEX: #c72f89<br />RGB: 199, 47, 137</div>
</div>
<div class="swatch">
  <div class="outer">
    <div class="shadow" style="border:1px solid #932366;background-color:#b22a7c;">
      <div class="color" style="background-color:#c62f8a;"></div>
    </div>
  </div>
  <div class="caption"><h3>#c62f8a</h3>HEX: #c62f8a<br />RGB: 198, 47, 138</div>
</div>
<div class="swatch">
  <div class="outer">
    <div class="shadow" style="border:1px solid #932367;background-color:#b22a7c;">
      <div class="color" style="background-color:#c62f8b;"></div>
    </div>
  </div>
  <div class="caption"><h3>#c62f8b</h3>HEX: #c62f8b<br />RGB: 198, 47, 139</div>
</div>
<div class="swatch">
  <div class="outer">
    <div class="shadow" style="border:1px solid #932267;background-color:#b12a7d;">
      <div class="color" style="background-color:#c62e8b;"></div>
    </div>
  </div>
  <div class="caption"><h3>#c62e8b</h3>HEX: #c62e8b<br />RGB: 198, 46, 139</div>
</div>
<div class="swatch">
  <div class="outer">
    <div class="shadow" style="border:1px solid #922268;background-color:#b1297e;">
      <div class="color" style="background-color:#c52e8c;"></div>
    </div>
  </div>
  <div class="caption"><h3>#c52e8c</h3>HEX: #c52e8c<br />RGB: 197, 46, 140</div>
</div>
<div class="swatch">
  <div class="outer">
    <div class="shadow" style="border:1px solid #922268;background-color:#b1297e;">
      <div class="color" style="background-color:#c52e8d;"></div>
    </div>
  </div>
  <div class="caption"><h3>#c52e8d</h3>HEX: #c52e8d<br />RGB: 197, 46, 141</div>
</div>
<div class="swatch">
  <div class="outer">
    <div class="shadow" style="border:1px solid #922269;background-color:#b0297f;">
      <div class="color" style="background-color:#c52e8e;"></div>
    </div>
  </div>
  <div class="caption"><h3>#c52e8e</h3>HEX: #c52e8e<br />RGB: 197, 46, 142</div>
</div>
<div class="swatch">
  <div class="outer">
    <div class="shadow" style="border:1px solid #912169;background-color:#b02980;">
      <div class="color" style="background-color:#c42d8e;"></div>
    </div>
  </div>
  <div class="caption"><h3>#c42d8e</h3>HEX: #c42d8e<br />RGB: 196, 45, 142</div>
</div>
<div class="swatch">
  <div class="outer">
    <div class="shadow" style="border:1px solid #91216a;background-color:#b02880;">
      <div class="color" style="background-color:#c42d8f;"></div>
    </div>
  </div>
  <div class="caption"><h3>#c42d8f</h3>HEX: #c42d8f<br />RGB: 196, 45, 143</div>
</div>
<div class="swatch">
  <div class="outer">
    <div class="shadow" style="border:1px solid #91216a;background-color:#af2881;">
      <div class="color" style="background-color:#c42d90;"></div>
    </div>
  </div>
  <div class="caption"><h3>#c42d90</h3>HEX: #c42d90<br />RGB: 196, 45, 144</div>
</div>
<div class="swatch">
  <div class="outer">
    <div class="shadow" style="border:1px solid #91216b;background-color:#af2882;">
      <div class="color" style="background-color:#c42c91;"></div>
    </div>
  </div>
  <div class="caption"><h3>#c42c91</h3>HEX: #c42c91<br />RGB: 196, 44, 145</div>
</div>
<div class="swatch">
  <div class="outer">
    <div class="shadow" style="border:1px solid #90206b;background-color:#af2782;">
      <div class="color" style="background-color:#c32c91;"></div>
    </div>
  </div>
  <div class="caption"><h3>#c32c91</h3>HEX: #c32c91<br />RGB: 195, 44, 145</div>
</div>
<div class="swatch">
  <div class="outer">
    <div class="shadow" style="border:1px solid #90206c;background-color:#af2783;">
      <div class="color" style="background-color:#c32c92;"></div>
    </div>
  </div>
  <div class="caption"><h3>#c32c92</h3>HEX: #c32c92<br />RGB: 195, 44, 146</div>
</div>
<div class="swatch">
  <div class="outer">
    <div class="shadow" style="border:1px solid #90206c;background-color:#ae2784;">
      <div class="color" style="background-color:#c32b93;"></div>
    </div>
  </div>
  <div class="caption"><h3>#c32b93</h3>HEX: #c32b93<br />RGB: 195, 43, 147</div>
</div>
<div class="swatch">
  <div class="outer">
    <div class="shadow" style="border:1px solid #8f206d;background-color:#ae2784;">
      <div class="color" style="background-color:#c22b94;"></div>
    </div>
  </div>
  <div class="caption"><h3>#c22b94</h3>HEX: #c22b94<br />RGB: 194, 43, 148</div>
</div>
<div class="swatch">
  <div class="outer">
    <div class="shadow" style="border:1px solid #8f206d;background-color:#ae2685;">
      <div class="color" style="background-color:#c22b95;"></div>
    </div>
  </div>
  <div class="caption"><h3>#c22b95</h3>HEX: #c22b95<br />RGB: 194, 43, 149</div>
</div>
<div class="swatch">
  <div class="outer">
    <div class="shadow" style="border:1px solid #8f1f6e;background-color:#ad2686;">
      <div class="color" style="background-color:#c22a95;"></div>
    </div>
  </div>
  <div class="caption"><h3>#c22a95</h3>HEX: #c22a95<br />RGB: 194, 42, 149</div>
</div>
<div class="swatch">
  <div class="outer">
    <div class="shadow" style="border:1px solid #8f1f6f;background-color:#ad2686;">
      <div class="color" style="background-color:#c22a96;"></div>
    </div>
  </div>
  <div class="caption"><h3>#c22a96</h3>HEX: #c22a96<br />RGB: 194, 42, 150</div>
</div>
<div class="swatch">
  <div class="outer">
    <div class="shadow" style="border:1px solid #8e1f6f;background-color:#ad2587;">
      <div class="color" style="background-color:#c12a97;"></div>
    </div>
  </div>
  <div class="caption"><h3>#c12a97</h3>HEX: #c12a97<br />RGB: 193, 42, 151</div>
</div>
<div class="swatch">
  <div class="outer">
    <div class="shadow" style="border:1px solid #8e1f70;background-color:#ad2588;">
      <div class="color" style="background-color:#c12a98;"></div>
    </div>
  </div>
  <div class="caption"><h3>#c12a98</h3>HEX: #c12a98<br />RGB: 193, 42, 152</div>
</div>
<div class="swatch">
  <div class="outer">
    <div class="shadow" style="border:1px solid #8e1e70;background-color:#ac2588;">
      <div class="color" style="background-color:#c12998;"></div>
    </div>
  </div>
  <div class="caption"><h3>#c12998</h3>HEX: #c12998<br />RGB: 193, 41, 152</div>
</div>
<div class="swatch">
  <div class="outer">
    <div class="shadow" style="border:1px solid #8d1e71;background-color:#ac2589;">
      <div class="color" style="background-color:#c02999;"></div>
    </div>
  </div>
  <div class="caption"><h3>#c02999</h3>HEX: #c02999<br />RGB: 192, 41, 153</div>
</div>
<div class="swatch">
  <div class="outer">
    <div class="shadow" style="border:1px solid #8d1e71;background-color:#ac248a;">
      <div class="color" style="background-color:#c0299a;"></div>
    </div>
  </div>
  <div class="caption"><h3>#c0299a</h3>HEX: #c0299a<br />RGB: 192, 41, 154</div>
</div>
<div class="swatch">
  <div class="outer">
    <div class="shadow" style="border:1px solid #8d1e72;background-color:#ab248a;">
      <div class="color" style="background-color:#c0289b;"></div>
    </div>
  </div>
  <div class="caption"><h3>#c0289b</h3>HEX: #c0289b<br />RGB: 192, 40, 155</div>
</div>
<div class="swatch">
  <div class="outer">
    <div class="shadow" style="border:1px solid #8c1d72;background-color:#ab248b;">
      <div class="color" style="background-color:#bf289b;"></div>
    </div>
  </div>
  <div class="caption"><h3>#bf289b</h3>HEX: #bf289b<br />RGB: 191, 40, 155</div>
</div>
<div class="swatch">
  <div class="outer">
    <div class="shadow" style="border:1px solid #8c1d73;background-color:#ab238c;">
      <div class="color" style="background-color:#bf289c;"></div>
    </div>
  </div>
  <div class="caption"><h3>#bf289c</h3>HEX: #bf289c<br />RGB: 191, 40, 156</div>
</div>
<div class="swatch">
  <div class="outer">
    <div class="shadow" style="border:1px solid #8c1d73;background-color:#aa238c;">
      <div class="color" style="background-color:#bf279d;"></div>
    </div>
  </div>
  <div class="caption"><h3>#bf279d</h3>HEX: #bf279d<br />RGB: 191, 39, 157</div>
</div>
<div class="swatch">
  <div class="outer">
    <div class="shadow" style="border:1px solid #8c1d74;background-color:#aa238d;">
      <div class="color" style="background-color:#bf279e;"></div>
    </div>
  </div>
  <div class="caption"><h3>#bf279e</h3>HEX: #bf279e<br />RGB: 191, 39, 158</div>
</div>
<div class="swatch">
  <div class="outer">
    <div class="shadow" style="border:1px solid #8b1c74;background-color:#aa238d;">
      <div class="color" style="background-color:#be279e;"></div>
    </div>
  </div>
  <div class="caption"><h3>#be279e</h3>HEX: #be279e<br />RGB: 190, 39, 158</div>
</div>
<div class="swatch">
  <div class="outer">
    <div class="shadow" style="border:1px solid #8b1c74;background-color:#aa228e;">
      <div class="color" style="background-color:#be269f;"></div>
    </div>
  </div>
  <div class="caption"><h3>#be269f</h3>HEX: #be269f<br />RGB: 190, 38, 159</div>
</div>
<div class="swatch">
  <div class="outer">
    <div class="shadow" style="border:1px solid #8b1c75;background-color:#a9228f;">
      <div class="color" style="background-color:#be26a0;"></div>
    </div>
  </div>
  <div class="caption"><h3>#be26a0</h3>HEX: #be26a0<br />RGB: 190, 38, 160</div>
</div>
<div class="swatch">
  <div class="outer">
    <div class="shadow" style="border:1px solid #8a1c75;background-color:#a9228f;">
      <div class="color" style="background-color:#bd26a1;"></div>
    </div>
  </div>
  <div class="caption"><h3>#bd26a1</h3>HEX: #bd26a1<br />RGB: 189, 38, 161</div>
</div>
<div class="swatch">
  <div class="outer">
    <div class="shadow" style="border:1px solid #8a1b76;background-color:#a92190;">
      <div class="color" style="background-color:#bd26a2;"></div>
    </div>
  </div>
  <div class="caption"><h3>#bd26a2</h3>HEX: #bd26a2<br />RGB: 189, 38, 162</div>
</div>
<div class="swatch">
  <div class="outer">
    <div class="shadow" style="border:1px solid #8a1b76;background-color:#a82191;">
      <div class="color" style="background-color:#bd25a2;"></div>
    </div>
  </div>
  <div class="caption"><h3>#bd25a2</h3>HEX: #bd25a2<br />RGB: 189, 37, 162</div>
</div>
<div class="swatch">
  <div class="outer">
    <div class="shadow" style="border:1px solid #891b77;background-color:#a82191;">
      <div class="color" style="background-color:#bc25a3;"></div>
    </div>
  </div>
  <div class="caption"><h3>#bc25a3</h3>HEX: #bc25a3<br />RGB: 188, 37, 163</div>
</div>
<div class="swatch">
  <div class="outer">
    <div class="shadow" style="border:1px solid #891b77;background-color:#a82192;">
      <div class="color" style="background-color:#bc25a4;"></div>
    </div>
  </div>
  <div class="caption"><h3>#bc25a4</h3>HEX: #bc25a4<br />RGB: 188, 37, 164</div>
</div>
<div class="swatch">
  <div class="outer">
    <div class="shadow" style="border:1px solid #891a78;background-color:#a72093;">
      <div class="color" style="background-color:#bc24a5;"></div>
    </div>
  </div>
  <div class="caption"><h3>#bc24a5</h3>HEX: #bc24a5<br />RGB: 188, 36, 165</div>
</div>
<div class="swatch">
  <div class="outer">
    <div class="shadow" style="border:1px solid #891a78;background-color:#a72093;">
      <div class="color" style="background-color:#bc24a5;"></div>
    </div>
  </div>
  <div class="caption"><h3>#bc24a5</h3>HEX: #bc24a5<br />RGB: 188, 36, 165</div>
</div>
<div class="swatch">
  <div class="outer">
    <div class="shadow" style="border:1px solid #881a79;background-color:#a72094;">
      <div class="color" style="background-color:#bb24a6;"></div>
    </div>
  </div>
  <div class="caption"><h3>#bb24a6</h3>HEX: #bb24a6<br />RGB: 187, 36, 166</div>
</div>
<div class="swatch">
  <div class="outer">
    <div class="shadow" style="border:1px solid #881a79;background-color:#a71f95;">
      <div class="color" style="background-color:#bb23a7;"></div>
    </div>
  </div>
  <div class="caption"><h3>#bb23a7</h3>HEX: #bb23a7<br />RGB: 187, 35, 167</div>
</div>
<div class="swatch">
  <div class="outer">
    <div class="shadow" style="border:1px solid #88197a;background-color:#a61f95;">
      <div class="color" style="background-color:#bb23a8;"></div>
    </div>
  </div>
  <div class="caption"><h3>#bb23a8</h3>HEX: #bb23a8<br />RGB: 187, 35, 168</div>
</div>
<div class="swatch">
  <div class="outer">
    <div class="shadow" style="border:1px solid #87197a;background-color:#a61f96;">
      <div class="color" style="background-color:#ba23a8;"></div>
    </div>
  </div>
  <div class="caption"><h3>#ba23a8</h3>HEX: #ba23a8<br />RGB: 186, 35, 168</div>
</div>
<div class="swatch">
  <div class="outer">
    <div class="shadow" style="border:1px solid #87197b;background-color:#a61f97;">
      <div class="color" style="background-color:#ba22a9;"></div>
    </div>
  </div>
  <div class="caption"><h3>#ba22a9</h3>HEX: #ba22a9<br />RGB: 186, 34, 169</div>
</div>
<div class="swatch">
  <div class="outer">
    <div class="shadow" style="border:1px solid #87197b;background-color:#a51e97;">
      <div class="color" style="background-color:#ba22aa;"></div>
    </div>
  </div>
  <div class="caption"><h3>#ba22aa</h3>HEX: #ba22aa<br />RGB: 186, 34, 170</div>
</div>
<div class="swatch">
  <div class="outer">
    <div class="shadow" style="border:1px solid #87197c;background-color:#a51e98;">
      <div class="color" style="background-color:#ba22ab;"></div>
    </div>
  </div>
  <div class="caption"><h3>#ba22ab</h3>HEX: #ba22ab<br />RGB: 186, 34, 171</div>
</div>
<div class="swatch">
  <div class="outer">
    <div class="shadow" style="border:1px solid #86187c;background-color:#a51e99;">
      <div class="color" style="background-color:#b922ac;"></div>
    </div>
  </div>
  <div class="caption"><h3>#b922ac</h3>HEX: #b922ac<br />RGB: 185, 34, 172</div>
</div>
<div class="swatch">
  <div class="outer">
    <div class="shadow" style="border:1px solid #86187d;background-color:#a51e99;">
      <div class="color" style="background-color:#b921ac;"></div>
    </div>
  </div>
  <div class="caption"><h3>#b921ac</h3>HEX: #b921ac<br />RGB: 185, 33, 172</div>
</div>
<div class="swatch">
  <div class="outer">
    <div class="shadow" style="border:1px solid #86187d;background-color:#a41d9a;">
      <div class="color" style="background-color:#b921ad;"></div>
    </div>
  </div>
  <div class="caption"><h3>#b921ad</h3>HEX: #b921ad<br />RGB: 185, 33, 173</div>
</div>
<div class="swatch">
  <div class="outer">
    <div class="shadow" style="border:1px solid #85187e;background-color:#a41d9b;">
      <div class="color" style="background-color:#b821ae;"></div>
    </div>
  </div>
  <div class="caption"><h3>#b821ae</h3>HEX: #b821ae<br />RGB: 184, 33, 174</div>
</div>
<div class="swatch">
  <div class="outer">
    <div class="shadow" style="border:1px solid #85177e;background-color:#a41d9b;">
      <div class="color" style="background-color:#b820af;"></div>
    </div>
  </div>
  <div class="caption"><h3>#b820af</h3>HEX: #b820af<br />RGB: 184, 32, 175</div>
</div>
<div class="swatch">
  <div class="outer">
    <div class="shadow" style="border:1px solid #85177f;background-color:#a31c9c;">
      <div class="color" style="background-color:#b820af;"></div>
    </div>
  </div>
  <div class="caption"><h3>#b820af</h3>HEX: #b820af<br />RGB: 184, 32, 175</div>
</div>
<div class="swatch">
  <div class="outer">
    <div class="shadow" style="border:1px solid #84177f;background-color:#a31c9d;">
      <div class="color" style="background-color:#b720b0;"></div>
    </div>
  </div>
  <div class="caption"><h3>#b720b0</h3>HEX: #b720b0<br />RGB: 183, 32, 176</div>
</div>
<div class="swatch">
  <div class="outer">
    <div class="shadow" style="border:1px solid #841780;background-color:#a31c9d;">
      <div class="color" style="background-color:#b71fb1;"></div>
    </div>
  </div>
  <div class="caption"><h3>#b71fb1</h3>HEX: #b71fb1<br />RGB: 183, 31, 177</div>
</div>
<div class="swatch">
  <div class="outer">
    <div class="shadow" style="border:1px solid #841680;background-color:#a21c9e;">
      <div class="color" style="background-color:#b71fb2;"></div>
    </div>
  </div>
  <div class="caption"><h3>#b71fb2</h3>HEX: #b71fb2<br />RGB: 183, 31, 178</div>
</div>
<div class="swatch">
  <div class="outer">
    <div class="shadow" style="border:1px solid #841681;background-color:#a21b9e;">
      <div class="color" style="background-color:#b71fb2;"></div>
    </div>
  </div>
  <div class="caption"><h3>#b71fb2</h3>HEX: #b71fb2<br />RGB: 183, 31, 178</div>
</div>
<div class="swatch">
  <div class="outer">
    <div class="shadow" style="border:1px solid #831681;background-color:#a21b9f;">
      <div class="color" style="background-color:#b61eb3;"></div>
    </div>
  </div>
  <div class="caption"><h3>#b61eb3</h3>HEX: #b61eb3<br />RGB: 182, 30, 179</div>
</div>
<div class="swatch">
  <div class="outer">
    <div class="shadow" style="border:1px solid #831682;background-color:#a21ba0;">
      <div class="color" style="background-color:#b61eb4;"></div>
    </div>
  </div>
  <div class="caption"><h3>#b61eb4</h3>HEX: #b61eb4<br />RGB: 182, 30, 180</div>
</div>
<div class="swatch">
  <div class="outer">
    <div class="shadow" style="border:1px solid #831582;background-color:#a11aa0;">
      <div class="color" style="background-color:#b61eb5;"></div>
    </div>
  </div>
  <div class="caption"><h3>#b61eb5</h3>HEX: #b61eb5<br />RGB: 182, 30, 181</div>
</div>
<div class="swatch">
  <div class="outer">
    <div class="shadow" style="border:1px solid #821582;background-color:#a11aa1;">
      <div class="color" style="background-color:#b51eb5;"></div>
    </div>
  </div>
  <div class="caption"><h3>#b51eb5</h3>HEX: #b51eb5<br />RGB: 181, 30, 181</div>
</div>
<div class="swatch">
  <div class="outer">
    <div class="shadow" style="border:1px solid #821583;background-color:#a11aa2;">
      <div class="color" style="background-color:#b51db6;"></div>
    </div>
  </div>
  <div class="caption"><h3>#b51db6</h3>HEX: #b51db6<br />RGB: 181, 29, 182</div>
</div>
<div class="swatch">
  <div class="outer">
    <div class="shadow" style="border:1px solid #821584;background-color:#a11aa3;">
      <div class="color" style="background-color:#b51db7;"></div>
    </div>
  </div>
  <div class="caption"><h3>#b51db7</h3>HEX: #b51db7<br />RGB: 181, 29, 183</div>
</div>
<div class="swatch">
  <div class="outer">
    <div class="shadow" style="border:1px solid #821585;background-color:#a019a3;">
      <div class="color" style="background-color:#b51db8;"></div>
    </div>
  </div>
  <div class="caption"><h3>#b51db8</h3>HEX: #b51db8<br />RGB: 181, 29, 184</div>
</div>
<div class="swatch">
  <div class="outer">
    <div class="shadow" style="border:1px solid #821486;background-color:#a019a4;">
      <div class="color" style="background-color:#b41cb9;"></div>
    </div>
  </div>
  <div class="caption"><h3>#b41cb9</h3>HEX: #b41cb9<br />RGB: 180, 28, 185</div>
</div>
<div class="swatch">
  <div class="outer">
    <div class="shadow" style="border:1px solid #821486;background-color:#a019a5;">
      <div class="color" style="background-color:#b41cb9;"></div>
    </div>
  </div>
  <div class="caption"><h3>#b41cb9</h3>HEX: #b41cb9<br />RGB: 180, 28, 185</div>
</div>
<div class="swatch">
  <div class="outer">
    <div class="shadow" style="border:1px solid #821487;background-color:#a019a6;">
      <div class="color" style="background-color:#b41cba;"></div>
    </div>
  </div>
  <div class="caption"><h3>#b41cba</h3>HEX: #b41cba<br />RGB: 180, 28, 186</div>
</div>
<div class="swatch">
  <div class="outer">
    <div class="shadow" style="border:1px solid #821488;background-color:#a018a6;">
      <div class="color" style="background-color:#b31bbb;"></div>
    </div>
  </div>
  <div class="caption"><h3>#b31bbb</h3>HEX: #b31bbb<br />RGB: 179, 27, 187</div>
</div>
<div class="swatch">
  <div class="outer">
    <div class="shadow" style="border:1px solid #821489;background-color:#a018a7;">
      <div class="color" style="background-color:#b31bbc;"></div>
    </div>
  </div>
  <div class="caption"><h3>#b31bbc</h3>HEX: #b31bbc<br />RGB: 179, 27, 188</div>
</div>
<div class="swatch">
  <div class="outer">
    <div class="shadow" style="border:1px solid #821489;background-color:#9f18a8;">
      <div class="color" style="background-color:#b31bbc;"></div>
    </div>
  </div>
  <div class="caption"><h3>#b31bbc</h3>HEX: #b31bbc<br />RGB: 179, 27, 188</div>
</div>
<div class="swatch">
  <div class="outer">
    <div class="shadow" style="border:1px solid #82138a;background-color:#9f18a9;">
      <div class="color" style="background-color:#b21abd;"></div>
    </div>
  </div>
  <div class="caption"><h3>#b21abd</h3>HEX: #b21abd<br />RGB: 178, 26, 189</div>
</div>
<div class="swatch">
  <div class="outer">
    <div class="shadow" style="border:1px solid #82138b;background-color:#9f17a9;">
      <div class="color" style="background-color:#b21abe;"></div>
    </div>
  </div>
  <div class="caption"><h3>#b21abe</h3>HEX: #b21abe<br />RGB: 178, 26, 190</div>
</div>
<div class="swatch">
  <div class="outer">
    <div class="shadow" style="border:1px solid #82138c;background-color:#9f17aa;">
      <div class="color" style="background-color:#b21abf;"></div>
    </div>
  </div>
  <div class="caption"><h3>#b21abf</h3>HEX: #b21abf<br />RGB: 178, 26, 191</div>
</div>
<div class="swatch">
  <div class="outer">
    <div class="shadow" style="border:1px solid #82138c;background-color:#9f17ab;">
      <div class="color" style="background-color:#b21abf;"></div>
    </div>
  </div>
  <div class="caption"><h3>#b21abf</h3>HEX: #b21abf<br />RGB: 178, 26, 191</div>
</div>
<div class="swatch">
  <div class="outer">
    <div class="shadow" style="border:1px solid #82138d;background-color:#9e17ac;">
      <div class="color" style="background-color:#b119c0;"></div>
    </div>
  </div>
  <div class="caption"><h3>#b119c0</h3>HEX: #b119c0<br />RGB: 177, 25, 192</div>
</div>
<div class="swatch">
  <div class="outer">
    <div class="shadow" style="border:1px solid #82128e;background-color:#9e16ad;">
      <div class="color" style="background-color:#b119c1;"></div>
    </div>
  </div>
  <div class="caption"><h3>#b119c1</h3>HEX: #b119c1<br />RGB: 177, 25, 193</div>
</div>
<div class="swatch">
  <div class="outer">
    <div class="shadow" style="border:1px solid #82128f;background-color:#9e16ad;">
      <div class="color" style="background-color:#b119c2;"></div>
    </div>
  </div>
  <div class="caption"><h3>#b119c2</h3>HEX: #b119c2<br />RGB: 177, 25, 194</div>
</div>
<div class="swatch">
  <div class="outer">
    <div class="shadow" style="border:1px solid #82128f;background-color:#9e16ae;">
      <div class="color" style="background-color:#b018c2;"></div>
    </div>
  </div>
  <div class="caption"><h3>#b018c2</h3>HEX: #b018c2<br />RGB: 176, 24, 194</div>
</div>
<div class="swatch">
  <div class="outer">
    <div class="shadow" style="border:1px solid #821290;background-color:#9e15af;">
      <div class="color" style="background-color:#b018c3;"></div>
    </div>
  </div>
  <div class="caption"><h3>#b018c3</h3>HEX: #b018c3<br />RGB: 176, 24, 195</div>
</div>
<div class="swatch">
  <div class="outer">
    <div class="shadow" style="border:1px solid #821291;background-color:#9d15b0;">
      <div class="color" style="background-color:#b018c4;"></div>
    </div>
  </div>
  <div class="caption"><h3>#b018c4</h3>HEX: #b018c4<br />RGB: 176, 24, 196</div>
</div>
<div class="swatch">
  <div class="outer">
    <div class="shadow" style="border:1px solid #821192;background-color:#9d15b0;">
      <div class="color" style="background-color:#af17c5;"></div>
    </div>
  </div>
  <div class="caption"><h3>#af17c5</h3>HEX: #af17c5<br />RGB: 175, 23, 197</div>
</div>
<div class="swatch">
  <div class="outer">
    <div class="shadow" style="border:1px solid #821193;background-color:#9d15b1;">
      <div class="color" style="background-color:#af17c6;"></div>
    </div>
  </div>
  <div class="caption"><h3>#af17c6</h3>HEX: #af17c6<br />RGB: 175, 23, 198</div>
</div>
<div class="swatch">
  <div class="outer">
    <div class="shadow" style="border:1px solid #821193;background-color:#9d14b2;">
      <div class="color" style="background-color:#af17c6;"></div>
    </div>
  </div>
  <div class="caption"><h3>#af17c6</h3>HEX: #af17c6<br />RGB: 175, 23, 198</div>
</div>
<div class="swatch">
  <div class="outer">
    <div class="shadow" style="border:1px solid #821194;background-color:#9d14b3;">
      <div class="color" style="background-color:#af16c7;"></div>
    </div>
  </div>
  <div class="caption"><h3>#af16c7</h3>HEX: #af16c7<br />RGB: 175, 22, 199</div>
</div>
<div class="swatch">
  <div class="outer">
    <div class="shadow" style="border:1px solid #821095;background-color:#9d14b3;">
      <div class="color" style="background-color:#ae16c8;"></div>
    </div>
  </div>
  <div class="caption"><h3>#ae16c8</h3>HEX: #ae16c8<br />RGB: 174, 22, 200</div>
</div>
<div class="swatch">
  <div class="outer">
    <div class="shadow" style="border:1px solid #821096;background-color:#9c14b4;">
      <div class="color" style="background-color:#ae16c9;"></div>
    </div>
  </div>
  <div class="caption"><h3>#ae16c9</h3>HEX: #ae16c9<br />RGB: 174, 22, 201</div>
</div>
<div class="swatch">
  <div class="outer">
    <div class="shadow" style="border:1px solid #821096;background-color:#9c13b5;">
      <div class="color" style="background-color:#ae16c9;"></div>
    </div>
  </div>
  <div class="caption"><h3>#ae16c9</h3>HEX: #ae16c9<br />RGB: 174, 22, 201</div>
</div>
<div class="swatch">
  <div class="outer">
    <div class="shadow" style="border:1px solid #821097;background-color:#9c13b6;">
      <div class="color" style="background-color:#ad15ca;"></div>
    </div>
  </div>
  <div class="caption"><h3>#ad15ca</h3>HEX: #ad15ca<br />RGB: 173, 21, 202</div>
</div>
<div class="swatch">
  <div class="outer">
    <div class="shadow" style="border:1px solid #821098;background-color:#9c13b7;">
      <div class="color" style="background-color:#ad15cb;"></div>
    </div>
  </div>
  <div class="caption"><h3>#ad15cb</h3>HEX: #ad15cb<br />RGB: 173, 21, 203</div>
</div>
<div class="swatch">
  <div class="outer">
    <div class="shadow" style="border:1px solid #820f99;background-color:#9c13b7;">
      <div class="color" style="background-color:#ad15cc;"></div>
    </div>
  </div>
  <div class="caption"><h3>#ad15cc</h3>HEX: #ad15cc<br />RGB: 173, 21, 204</div>
</div>
<div class="swatch">
  <div class="outer">
    <div class="shadow" style="border:1px solid #810f99;background-color:#9b12b8;">
      <div class="color" style="background-color:#ad14cc;"></div>
    </div>
  </div>
  <div class="caption"><h3>#ad14cc</h3>HEX: #ad14cc<br />RGB: 173, 20, 204</div>
</div>
<div class="swatch">
  <div class="outer">
    <div class="shadow" style="border:1px solid #810f9a;background-color:#9b12b9;">
      <div class="color" style="background-color:#ac14cd;"></div>
    </div>
  </div>
  <div class="caption"><h3>#ac14cd</h3>HEX: #ac14cd<br />RGB: 172, 20, 205</div>
</div>
<div class="swatch">
  <div class="outer">
    <div class="shadow" style="border:1px solid #810f9b;background-color:#9b12ba;">
      <div class="color" style="background-color:#ac14ce;"></div>
    </div>
  </div>
  <div class="caption"><h3>#ac14ce</h3>HEX: #ac14ce<br />RGB: 172, 20, 206</div>
</div>
<div class="swatch">
  <div class="outer">
    <div class="shadow" style="border:1px solid #810f9c;background-color:#9b11ba;">
      <div class="color" style="background-color:#ac13cf;"></div>
    </div>
  </div>
  <div class="caption"><h3>#ac13cf</h3>HEX: #ac13cf<br />RGB: 172, 19, 207</div>
</div>
<div class="swatch">
  <div class="outer">
    <div class="shadow" style="border:1px solid #810e9d;background-color:#9a11bb;">
      <div class="color" style="background-color:#ab13d0;"></div>
    </div>
  </div>
  <div class="caption"><h3>#ab13d0</h3>HEX: #ab13d0<br />RGB: 171, 19, 208</div>
</div>
<div class="swatch">
  <div class="outer">
    <div class="shadow" style="border:1px solid #810e9d;background-color:#9a11bc;">
      <div class="color" style="background-color:#ab13d0;"></div>
    </div>
  </div>
  <div class="caption"><h3>#ab13d0</h3>HEX: #ab13d0<br />RGB: 171, 19, 208</div>
</div>
<div class="swatch">
  <div class="outer">
    <div class="shadow" style="border:1px solid #810e9e;background-color:#9a11bd;">
      <div class="color" style="background-color:#ab12d1;"></div>
    </div>
  </div>
  <div class="caption"><h3>#ab12d1</h3>HEX: #ab12d1<br />RGB: 171, 18, 209</div>
</div>
<div class="swatch">
  <div class="outer">
    <div class="shadow" style="border:1px solid #810e9f;background-color:#9a10bd;">
      <div class="color" style="background-color:#aa12d2;"></div>
    </div>
  </div>
  <div class="caption"><h3>#aa12d2</h3>HEX: #aa12d2<br />RGB: 170, 18, 210</div>
</div>
<div class="swatch">
  <div class="outer">
    <div class="shadow" style="border:1px solid #810ea0;background-color:#9a10be;">
      <div class="color" style="background-color:#aa12d3;"></div>
    </div>
  </div>
  <div class="caption"><h3>#aa12d3</h3>HEX: #aa12d3<br />RGB: 170, 18, 211</div>
</div>
<div class="swatch">
  <div class="outer">
    <div class="shadow" style="border:1px solid #810da0;background-color:#9910bf;">
      <div class="color" style="background-color:#aa12d3;"></div>
    </div>
  </div>
  <div class="caption"><h3>#aa12d3</h3>HEX: #aa12d3<br />RGB: 170, 18, 211</div>
</div>
<div class="swatch">
  <div class="outer">
    <div class="shadow" style="border:1px solid #810da1;background-color:#9910c0;">
      <div class="color" style="background-color:#aa11d4;"></div>
    </div>
  </div>
  <div class="caption"><h3>#aa11d4</h3>HEX: #aa11d4<br />RGB: 170, 17, 212</div>
</div>
<div class="swatch">
  <div class="outer">
    <div class="shadow" style="border:1px solid #810da2;background-color:#990fc0;">
      <div class="color" style="background-color:#a911d5;"></div>
    </div>
  </div>
  <div class="caption"><h3>#a911d5</h3>HEX: #a911d5<br />RGB: 169, 17, 213</div>
</div>
<div class="swatch">
  <div class="outer">
    <div class="shadow" style="border:1px solid #810da3;background-color:#990fc1;">
      <div class="color" style="background-color:#a911d6;"></div>
    </div>
  </div>
  <div class="caption"><h3>#a911d6</h3>HEX: #a911d6<br />RGB: 169, 17, 214</div>
</div>
<div class="swatch">
  <div class="outer">
    <div class="shadow" style="border:1px solid #810ca3;background-color:#990fc2;">
      <div class="color" style="background-color:#a910d6;"></div>
    </div>
  </div>
  <div class="caption"><h3>#a910d6</h3>HEX: #a910d6<br />RGB: 169, 16, 214</div>
</div>
<div class="swatch">
  <div class="outer">
    <div class="shadow" style="border:1px solid #800ca4;background-color:#980ec3;">
      <div class="color" style="background-color:#a810d7;"></div>
    </div>
  </div>
  <div class="caption"><h3>#a810d7</h3>HEX: #a810d7<br />RGB: 168, 16, 215</div>
</div>
<div class="swatch">
  <div class="outer">
    <div class="shadow" style="border:1px solid #800ca5;background-color:#980ec4;">
      <div class="color" style="background-color:#a810d8;"></div>
    </div>
  </div>
  <div class="caption"><h3>#a810d8</h3>HEX: #a810d8<br />RGB: 168, 16, 216</div>
</div>
<div class="swatch">
  <div class="outer">
    <div class="shadow" style="border:1px solid #800ca6;background-color:#980ec4;">
      <div class="color" style="background-color:#a80fd9;"></div>
    </div>
  </div>
  <div class="caption"><h3>#a80fd9</h3>HEX: #a80fd9<br />RGB: 168, 15, 217</div>
</div>
<div class="swatch">
  <div class="outer">
    <div class="shadow" style="border:1px solid #800ca6;background-color:#980ec5;">
      <div class="color" style="background-color:#a70fd9;"></div>
    </div>
  </div>
  <div class="caption"><h3>#a70fd9</h3>HEX: #a70fd9<br />RGB: 167, 15, 217</div>
</div>
<div class="swatch">
  <div class="outer">
    <div class="shadow" style="border:1px solid #800ba7;background-color:#980dc6;">
      <div class="color" style="background-color:#a70fda;"></div>
    </div>
  </div>
  <div class="caption"><h3>#a70fda</h3>HEX: #a70fda<br />RGB: 167, 15, 218</div>
</div>
<div class="swatch">
  <div class="outer">
    <div class="shadow" style="border:1px solid #800ba8;background-color:#970dc7;">
      <div class="color" style="background-color:#a70edb;"></div>
    </div>
  </div>
  <div class="caption"><h3>#a70edb</h3>HEX: #a70edb<br />RGB: 167, 14, 219</div>
</div>
<div class="swatch">
  <div class="outer">
    <div class="shadow" style="border:1px solid #800ba9;background-color:#970dc7;">
      <div class="color" style="background-color:#a70edc;"></div>
    </div>
  </div>
  <div class="caption"><h3>#a70edc</h3>HEX: #a70edc<br />RGB: 167, 14, 220</div>
</div>
<div class="swatch">
  <div class="outer">
    <div class="shadow" style="border:1px solid #800baa;background-color:#970dc8;">
      <div class="color" style="background-color:#a60edd;"></div>
    </div>
  </div>
  <div class="caption"><h3>#a60edd</h3>HEX: #a60edd<br />RGB: 166, 14, 221</div>
</div>
<div class="swatch">
  <div class="outer">
    <div class="shadow" style="border:1px solid #800aaa;background-color:#970cc9;">
      <div class="color" style="background-color:#a60edd;"></div>
    </div>
  </div>
  <div class="caption"><h3>#a60edd</h3>HEX: #a60edd<br />RGB: 166, 14, 221</div>
</div>
<div class="swatch">
  <div class="outer">
    <div class="shadow" style="border:1px solid #800aab;background-color:#960cca;">
      <div class="color" style="background-color:#a60dde;"></div>
    </div>
  </div>
  <div class="caption"><h3>#a60dde</h3>HEX: #a60dde<br />RGB: 166, 13, 222</div>
</div>
<div class="swatch">
  <div class="outer">
    <div class="shadow" style="border:1px solid #800aac;background-color:#960cca;">
      <div class="color" style="background-color:#a50ddf;"></div>
    </div>
  </div>
  <div class="caption"><h3>#a50ddf</h3>HEX: #a50ddf<br />RGB: 165, 13, 223</div>
</div>
<div class="swatch">
  <div class="outer">
    <div class="shadow" style="border:1px solid #7f0aad;background-color:#960bcb;">
      <div class="color" style="background-color:#a50de0;"></div>
    </div>
  </div>
  <div class="caption"><h3>#a50de0</h3>HEX: #a50de0<br />RGB: 165, 13, 224</div>
</div>
<div class="swatch">
  <div class="outer">
    <div class="shadow" style="border:1px solid #7f0aad;background-color:#960bcc;">
      <div class="color" style="background-color:#a50ce0;"></div>
    </div>
  </div>
  <div class="caption"><h3>#a50ce0</h3>HEX: #a50ce0<br />RGB: 165, 12, 224</div>
</div>
<div class="swatch">
  <div class="outer">
    <div class="shadow" style="border:1px solid #7f09ae;background-color:#960bcd;">
      <div class="color" style="background-color:#a50ce1;"></div>
    </div>
  </div>
  <div class="caption"><h3>#a50ce1</h3>HEX: #a50ce1<br />RGB: 165, 12, 225</div>
</div>
<div class="swatch">
  <div class="outer">
    <div class="shadow" style="border:1px solid #7f09af;background-color:#950bcd;">
      <div class="color" style="background-color:#a40ce2;"></div>
    </div>
  </div>
  <div class="caption"><h3>#a40ce2</h3>HEX: #a40ce2<br />RGB: 164, 12, 226</div>
</div>
<div class="swatch">
  <div class="outer">
    <div class="shadow" style="border:1px solid #7f09b0;background-color:#950ace;">
      <div class="color" style="background-color:#a40be3;"></div>
    </div>
  </div>
  <div class="caption"><h3>#a40be3</h3>HEX: #a40be3<br />RGB: 164, 11, 227</div>
</div>
<div class="swatch">
  <div class="outer">
    <div class="shadow" style="border:1px solid #7f09b0;background-color:#950acf;">
      <div class="color" style="background-color:#a40be3;"></div>
    </div>
  </div>
  <div class="caption"><h3>#a40be3</h3>HEX: #a40be3<br />RGB: 164, 11, 227</div>
</div>
<div class="swatch">
  <div class="outer">
    <div class="shadow" style="border:1px solid #7f08b1;background-color:#950ad0;">
      <div class="color" style="background-color:#a30be4;"></div>
    </div>
  </div>
  <div class="caption"><h3>#a30be4</h3>HEX: #a30be4<br />RGB: 163, 11, 228</div>
</div>
<div class="swatch">
  <div class="outer">
    <div class="shadow" style="border:1px solid #7f08b2;background-color:#950ad1;">
      <div class="color" style="background-color:#a30ae5;"></div>
    </div>
  </div>
  <div class="caption"><h3>#a30ae5</h3>HEX: #a30ae5<br />RGB: 163, 10, 229</div>
</div>
<div class="swatch">
  <div class="outer">
    <div class="shadow" style="border:1px solid #7f08b3;background-color:#9409d1;">
      <div class="color" style="background-color:#a30ae6;"></div>
    </div>
  </div>
  <div class="caption"><h3>#a30ae6</h3>HEX: #a30ae6<br />RGB: 163, 10, 230</div>
</div>
<div class="swatch">
  <div class="outer">
    <div class="shadow" style="border:1px solid #7f08b3;background-color:#9409d2;">
      <div class="color" style="background-color:#a20ae6;"></div>
    </div>
  </div>
  <div class="caption"><h3>#a20ae6</h3>HEX: #a20ae6<br />RGB: 162, 10, 230</div>
</div>
<div class="swatch">
  <div class="outer">
    <div class="shadow" style="border:1px solid #7e07b4;background-color:#9409d3;">
      <div class="color" style="background-color:#a20ae7;"></div>
    </div>
  </div>
  <div class="caption"><h3>#a20ae7</h3>HEX: #a20ae7<br />RGB: 162, 10, 231</div>
</div>
<div class="swatch">
  <div class="outer">
    <div class="shadow" style="border:1px solid #7e07b5;background-color:#9408d4;">
      <div class="color" style="background-color:#a209e8;"></div>
    </div>
  </div>
  <div class="caption"><h3>#a209e8</h3>HEX: #a209e8<br />RGB: 162, 9, 232</div>
</div>
<div class="swatch">
  <div class="outer">
    <div class="shadow" style="border:1px solid #7e07b6;background-color:#9308d4;">
      <div class="color" style="background-color:#a209e9;"></div>
    </div>
  </div>
  <div class="caption"><h3>#a209e9</h3>HEX: #a209e9<br />RGB: 162, 9, 233</div>
</div>
<div class="swatch">
  <div class="outer">
    <div class="shadow" style="border:1px solid #7e07b7;background-color:#9308d5;">
      <div class="color" style="background-color:#a109ea;"></div>
    </div>
  </div>
  <div class="caption"><h3>#a109ea</h3>HEX: #a109ea<br />RGB: 161, 9, 234</div>
</div>
<div class="swatch">
  <div class="outer">
    <div class="shadow" style="border:1px solid #7e06b7;background-color:#9308d6;">
      <div class="color" style="background-color:#a108ea;"></div>
    </div>
  </div>
  <div class="caption"><h3>#a108ea</h3>HEX: #a108ea<br />RGB: 161, 8, 234</div>
</div>
<div class="swatch">
  <div class="outer">
    <div class="shadow" style="border:1px solid #7e06b8;background-color:#9307d7;">
      <div class="color" style="background-color:#a108eb;"></div>
    </div>
  </div>
  <div class="caption"><h3>#a108eb</h3>HEX: #a108eb<br />RGB: 161, 8, 235</div>
</div>
<div class="swatch">
  <div class="outer">
    <div class="shadow" style="border:1px solid #7e06b9;background-color:#9307d7;">
      <div class="color" style="background-color:#a008ec;"></div>
    </div>
  </div>
  <div class="caption"><h3>#a008ec</h3>HEX: #a008ec<br />RGB: 160, 8, 236</div>
</div>
<div class="swatch">
  <div class="outer">
    <div class="shadow" style="border:1px solid #7e06ba;background-color:#9207d8;">
      <div class="color" style="background-color:#a007ed;"></div>
    </div>
  </div>
  <div class="caption"><h3>#a007ed</h3>HEX: #a007ed<br />RGB: 160, 7, 237</div>
</div>
<div class="swatch">
  <div class="outer">
    <div class="shadow" style="border:1px solid #7d06ba;background-color:#9206d9;">
      <div class="color" style="background-color:#a007ed;"></div>
    </div>
  </div>
  <div class="caption"><h3>#a007ed</h3>HEX: #a007ed<br />RGB: 160, 7, 237</div>
</div>
<div class="swatch">
  <div class="outer">
    <div class="shadow" style="border:1px solid #7d05bb;background-color:#9206da;">
      <div class="color" style="background-color:#a007ee;"></div>
    </div>
  </div>
  <div class="caption"><h3>#a007ee</h3>HEX: #a007ee<br />RGB: 160, 7, 238</div>
</div>
<div class="swatch">
  <div class="outer">
    <div class="shadow" style="border:1px solid #7d05bc;background-color:#9206db;">
      <div class="color" style="background-color:#9f06ef;"></div>
    </div>
  </div>
  <div class="caption"><h3>#9f06ef</h3>HEX: #9f06ef<br />RGB: 159, 6, 239</div>
</div>
<div class="swatch">
  <div class="outer">
    <div class="shadow" style="border:1px solid #7d05bd;background-color:#9106db;">
      <div class="color" style="background-color:#9f06f0;"></div>
    </div>
  </div>
  <div class="caption"><h3>#9f06f0</h3>HEX: #9f06f0<br />RGB: 159, 6, 240</div>
</div>
<div class="swatch">
  <div class="outer">
    <div class="shadow" style="border:1px solid #7d05bd;background-color:#9105dc;">
      <div class="color" style="background-color:#9f06f0;"></div>
    </div>
  </div>
  <div class="caption"><h3>#9f06f0</h3>HEX: #9f06f0<br />RGB: 159, 6, 240</div>
</div>
<div class="swatch">
  <div class="outer">
    <div class="shadow" style="border:1px solid #7d04be;background-color:#9105dd;">
      <div class="color" style="background-color:#9e06f1;"></div>
    </div>
  </div>
  <div class="caption"><h3>#9e06f1</h3>HEX: #9e06f1<br />RGB: 158, 6, 241</div>
</div>
<div class="swatch">
  <div class="outer">
    <div class="shadow" style="border:1px solid #7d04bf;background-color:#9105de;">
      <div class="color" style="background-color:#9e05f2;"></div>
    </div>
  </div>
  <div class="caption"><h3>#9e05f2</h3>HEX: #9e05f2<br />RGB: 158, 5, 242</div>
</div>
<div class="swatch">
  <div class="outer">
    <div class="shadow" style="border:1px solid #7d04c0;background-color:#9005de;">
      <div class="color" style="background-color:#9e05f3;"></div>
    </div>
  </div>
  <div class="caption"><h3>#9e05f3</h3>HEX: #9e05f3<br />RGB: 158, 5, 243</div>
</div>
<div class="swatch">
  <div class="outer">
    <div class="shadow" style="border:1px solid #7c04c1;background-color:#9004df;">
      <div class="color" style="background-color:#9d05f4;"></div>
    </div>
  </div>
  <div class="caption"><h3>#9d05f4</h3>HEX: #9d05f4<br />RGB: 157, 5, 244</div>
</div>
<div class="swatch">
  <div class="outer">
    <div class="shadow" style="border:1px solid #7c03c1;background-color:#9004e0;">
      <div class="color" style="background-color:#9d04f4;"></div>
    </div>
  </div>
  <div class="caption"><h3>#9d04f4</h3>HEX: #9d04f4<br />RGB: 157, 4, 244</div>
</div>
<div class="swatch">
  <div class="outer">
    <div class="shadow" style="border:1px solid #7c03c2;background-color:#9004e1;">
      <div class="color" style="background-color:#9d04f5;"></div>
    </div>
  </div>
  <div class="caption"><h3>#9d04f5</h3>HEX: #9d04f5<br />RGB: 157, 4, 245</div>
</div>
<div class="swatch">
  <div class="outer">
    <div class="shadow" style="border:1px solid #7c03c3;background-color:#9003e1;">
      <div class="color" style="background-color:#9d04f6;"></div>
    </div>
  </div>
  <div class="caption"><h3>#9d04f6</h3>HEX: #9d04f6<br />RGB: 157, 4, 246</div>
</div>
<div class="swatch">
  <div class="outer">
    <div class="shadow" style="border:1px solid #7c03c4;background-color:#8f03e2;">
      <div class="color" style="background-color:#9c03f7;"></div>
    </div>
  </div>
  <div class="caption"><h3>#9c03f7</h3>HEX: #9c03f7<br />RGB: 156, 3, 247</div>
</div>
<div class="swatch">
  <div class="outer">
    <div class="shadow" style="border:1px solid #7c02c4;background-color:#8f03e3;">
      <div class="color" style="background-color:#9c03f7;"></div>
    </div>
  </div>
  <div class="caption"><h3>#9c03f7</h3>HEX: #9c03f7<br />RGB: 156, 3, 247</div>
</div>
<div class="swatch">
  <div class="outer">
    <div class="shadow" style="border:1px solid #7c02c5;background-color:#8f03e4;">
      <div class="color" style="background-color:#9c03f8;"></div>
    </div>
  </div>
  <div class="caption"><h3>#9c03f8</h3>HEX: #9c03f8<br />RGB: 156, 3, 248</div>
</div>
<div class="swatch">
  <div class="outer">
    <div class="shadow" style="border:1px solid #7c02c6;background-color:#8f02e4;">
      <div class="color" style="background-color:#9b02f9;"></div>
    </div>
  </div>
  <div class="caption"><h3>#9b02f9</h3>HEX: #9b02f9<br />RGB: 155, 2, 249</div>
</div>
<div class="swatch">
  <div class="outer">
    <div class="shadow" style="border:1px solid #7b02c7;background-color:#8e02e5;">
      <div class="color" style="background-color:#9b02fa;"></div>
    </div>
  </div>
  <div class="caption"><h3>#9b02fa</h3>HEX: #9b02fa<br />RGB: 155, 2, 250</div>
</div>
<div class="swatch">
  <div class="outer">
    <div class="shadow" style="border:1px solid #7b01c7;background-color:#8e02e6;">
      <div class="color" style="background-color:#9b02fa;"></div>
    </div>
  </div>
  <div class="caption"><h3>#9b02fa</h3>HEX: #9b02fa<br />RGB: 155, 2, 250</div>
</div>
<div class="swatch">
  <div class="outer">
    <div class="shadow" style="border:1px solid #7b01c8;background-color:#8e01e7;">
      <div class="color" style="background-color:#9a02fb;"></div>
    </div>
  </div>
  <div class="caption"><h3>#9a02fb</h3>HEX: #9a02fb<br />RGB: 154, 2, 251</div>
</div>
<div class="swatch">
  <div class="outer">
    <div class="shadow" style="border:1px solid #7b01c9;background-color:#8e01e8;">
      <div class="color" style="background-color:#9a01fc;"></div>
    </div>
  </div>
  <div class="caption"><h3>#9a01fc</h3>HEX: #9a01fc<br />RGB: 154, 1, 252</div>
</div>
<div class="swatch">
  <div class="outer">
    <div class="shadow" style="border:1px solid #7b01ca;background-color:#8d01e8;">
      <div class="color" style="background-color:#9a01fd;"></div>
    </div>
  </div>
  <div class="caption"><h3>#9a01fd</h3>HEX: #9a01fd<br />RGB: 154, 1, 253</div>
</div>
<div class="swatch">
  <div class="outer">
    <div class="shadow" style="border:1px solid #7b00ca;background-color:#8d01e9;">
      <div class="color" style="background-color:#9a01fd;"></div>
    </div>
  </div>
  <div class="caption"><h3>#9a01fd</h3>HEX: #9a01fd<br />RGB: 154, 1, 253</div>
</div>
<div class="swatch">
  <div class="outer">
    <div class="shadow" style="border:1px solid #7b00cb;background-color:#8d00ea;">
      <div class="color" style="background-color:#9900fe;"></div>
    </div>
  </div>
  <div class="caption"><h3>#9900fe</h3>HEX: #9900fe<br />RGB: 153, 0, 254</div>
</div>
<div class="swatch">
  <div class="outer">
    <div class="shadow" style="border:1px solid #7a00cc;background-color:#8d00eb;">
      <div class="color" style="background-color:#9900ff;"></div>
    </div>
  </div>
  <div class="caption"><h3>#9900ff</h3>HEX: #9900ff<br />RGB: 153, 0, 255</div>
</div>
</body>
</html>
